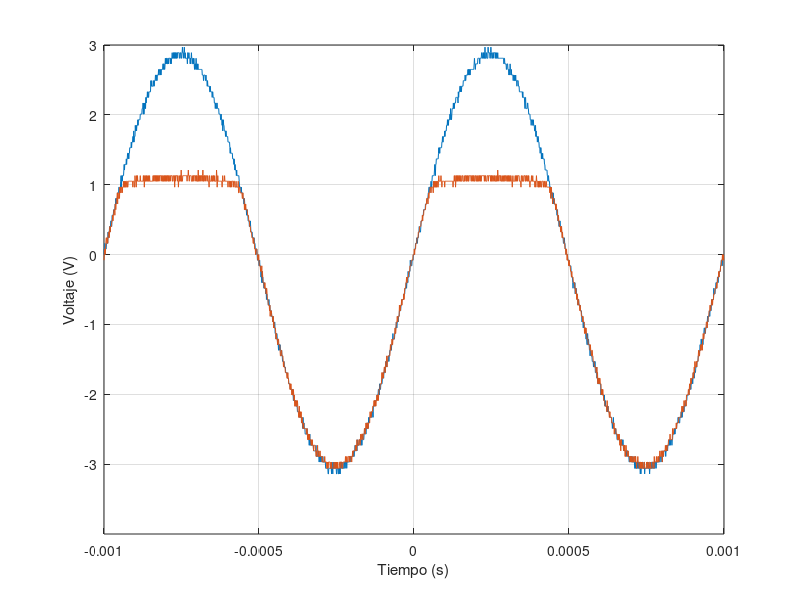

Write the MATLAB code that produced this figure.
t=[-1.00E-03
-9.99E-04
-9.98E-04
-9.97E-04
-9.96E-04
-9.95E-04
-9.94E-04
-9.93E-04
-9.92E-04
-9.91E-04
-9.90E-04
-9.89E-04
-9.88E-04
-9.87E-04
-9.86E-04
-9.85E-04
-9.84E-04
-9.83E-04
-9.82E-04
-9.81E-04
-9.80E-04
-9.79E-04
-9.78E-04
-9.77E-04
-9.76E-04
-9.75E-04
-9.74E-04
-9.73E-04
-9.72E-04
-9.71E-04
-9.70E-04
-9.69E-04
-9.68E-04
-9.67E-04
-9.66E-04
-9.65E-04
-9.64E-04
-9.63E-04
-9.62E-04
-9.61E-04
-9.60E-04
-9.59E-04
-9.58E-04
-9.57E-04
-9.56E-04
-9.55E-04
-9.54E-04
-9.53E-04
-9.52E-04
-9.51E-04
-9.50E-04
-9.49E-04
-9.48E-04
-9.47E-04
-9.46E-04
-9.45E-04
-9.44E-04
-9.43E-04
-9.42E-04
-9.41E-04
-9.40E-04
-9.39E-04
-9.38E-04
-9.37E-04
-9.36E-04
-9.35E-04
-9.34E-04
-9.33E-04
-9.32E-04
-9.31E-04
-9.30E-04
-9.29E-04
-9.28E-04
-9.27E-04
-9.26E-04
-9.25E-04
-9.24E-04
-9.23E-04
-9.22E-04
-9.21E-04
-9.20E-04
-9.19E-04
-9.18E-04
-9.17E-04
-9.16E-04
-9.15E-04
-9.14E-04
-9.13E-04
-9.12E-04
-9.11E-04
-9.10E-04
-9.09E-04
-9.08E-04
-9.07E-04
-9.06E-04
-9.05E-04
-9.04E-04
-9.03E-04
-9.02E-04
-9.01E-04
-9.00E-04
-8.99E-04
-8.98E-04
-8.97E-04
-8.96E-04
-8.95E-04
-8.94E-04
-8.93E-04
-8.92E-04
-8.91E-04
-8.90E-04
-8.89E-04
-8.88E-04
-8.87E-04
-8.86E-04
-8.85E-04
-8.84E-04
-8.83E-04
-8.82E-04
-8.81E-04
-8.80E-04
-8.79E-04
-8.78E-04
-8.77E-04
-8.76E-04
-8.75E-04
-8.74E-04
-8.73E-04
-8.72E-04
-8.71E-04
-8.70E-04
-8.69E-04
-8.68E-04
-8.67E-04
-8.66E-04
-8.65E-04
-8.64E-04
-8.63E-04
-8.62E-04
-8.61E-04
-8.60E-04
-8.59E-04
-8.58E-04
-8.57E-04
-8.56E-04
-8.55E-04
-8.54E-04
-8.53E-04
-8.52E-04
-8.51E-04
-8.50E-04
-8.49E-04
-8.48E-04
-8.47E-04
-8.46E-04
-8.45E-04
-8.44E-04
-8.43E-04
-8.42E-04
-8.41E-04
-8.40E-04
-8.39E-04
-8.38E-04
-8.37E-04
-8.36E-04
-8.35E-04
-8.34E-04
-8.33E-04
-8.32E-04
-8.31E-04
-8.30E-04
-8.29E-04
-8.28E-04
-8.27E-04
-8.26E-04
-8.25E-04
-8.24E-04
-8.23E-04
-8.22E-04
-8.21E-04
-8.20E-04
-8.19E-04
-8.18E-04
-8.17E-04
-8.16E-04
-8.15E-04
-8.14E-04
-8.13E-04
-8.12E-04
-8.11E-04
-8.10E-04
-8.09E-04
-8.08E-04
-8.07E-04
-8.06E-04
-8.05E-04
-8.04E-04
-8.03E-04
-8.02E-04
-8.01E-04
-8.00E-04
-7.99E-04
-7.98E-04
-7.97E-04
-7.96E-04
-7.95E-04
-7.94E-04
-7.93E-04
-7.92E-04
-7.91E-04
-7.90E-04
-7.89E-04
-7.88E-04
-7.87E-04
-7.86E-04
-7.85E-04
-7.84E-04
-7.83E-04
-7.82E-04
-7.81E-04
-7.80E-04
-7.79E-04
-7.78E-04
-7.77E-04
-7.76E-04
-7.75E-04
-7.74E-04
-7.73E-04
-7.72E-04
-7.71E-04
-7.70E-04
-7.69E-04
-7.68E-04
-7.67E-04
-7.66E-04
-7.65E-04
-7.64E-04
-7.63E-04
-7.62E-04
-7.61E-04
-7.60E-04
-7.59E-04
-7.58E-04
-7.57E-04
-7.56E-04
-7.55E-04
-7.54E-04
-7.53E-04
-7.52E-04
-7.51E-04
-7.50E-04
-7.49E-04
-7.48E-04
-7.47E-04
-7.46E-04
-7.45E-04
-7.44E-04
-7.43E-04
-7.42E-04
-7.41E-04
-7.40E-04
-7.39E-04
-7.38E-04
-7.37E-04
-7.36E-04
-7.35E-04
-7.34E-04
-7.33E-04
-7.32E-04
-7.31E-04
-7.30E-04
-7.29E-04
-7.28E-04
-7.27E-04
-7.26E-04
-7.25E-04
-7.24E-04
-7.23E-04
-7.22E-04
-7.21E-04
-7.20E-04
-7.19E-04
-7.18E-04
-7.17E-04
-7.16E-04
-7.15E-04
-7.14E-04
-7.13E-04
-7.12E-04
-7.11E-04
-7.10E-04
-7.09E-04
-7.08E-04
-7.07E-04
-7.06E-04
-7.05E-04
-7.04E-04
-7.03E-04
-7.02E-04
-7.01E-04
-7.00E-04
-6.99E-04
-6.98E-04
-6.97E-04
-6.96E-04
-6.95E-04
-6.94E-04
-6.93E-04
-6.92E-04
-6.91E-04
-6.90E-04
-6.89E-04
-6.88E-04
-6.87E-04
-6.86E-04
-6.85E-04
-6.84E-04
-6.83E-04
-6.82E-04
-6.81E-04
-6.80E-04
-6.79E-04
-6.78E-04
-6.77E-04
-6.76E-04
-6.75E-04
-6.74E-04
-6.73E-04
-6.72E-04
-6.71E-04
-6.70E-04
-6.69E-04
-6.68E-04
-6.67E-04
-6.66E-04
-6.65E-04
-6.64E-04
-6.63E-04
-6.62E-04
-6.61E-04
-6.60E-04
-6.59E-04
-6.58E-04
-6.57E-04
-6.56E-04
-6.55E-04
-6.54E-04
-6.53E-04
-6.52E-04
-6.51E-04
-6.50E-04
-6.49E-04
-6.48E-04
-6.47E-04
-6.46E-04
-6.45E-04
-6.44E-04
-6.43E-04
-6.42E-04
-6.41E-04
-6.40E-04
-6.39E-04
-6.38E-04
-6.37E-04
-6.36E-04
-6.35E-04
-6.34E-04
-6.33E-04
-6.32E-04
-6.31E-04
-6.30E-04
-6.29E-04
-6.28E-04
-6.27E-04
-6.26E-04
-6.25E-04
-6.24E-04
-6.23E-04
-6.22E-04
-6.21E-04
-6.20E-04
-6.19E-04
-6.18E-04
-6.17E-04
-6.16E-04
-6.15E-04
-6.14E-04
-6.13E-04
-6.12E-04
-6.11E-04
-6.10E-04
-6.09E-04
-6.08E-04
-6.07E-04
-6.06E-04
-6.05E-04
-6.04E-04
-6.03E-04
-6.02E-04
-6.01E-04
-6.00E-04
-5.99E-04
-5.98E-04
-5.97E-04
-5.96E-04
-5.95E-04
-5.94E-04
-5.93E-04
-5.92E-04
-5.91E-04
-5.90E-04
-5.89E-04
-5.88E-04
-5.87E-04
-5.86E-04
-5.85E-04
-5.84E-04
-5.83E-04
-5.82E-04
-5.81E-04
-5.80E-04
-5.79E-04
-5.78E-04
-5.77E-04
-5.76E-04
-5.75E-04
-5.74E-04
-5.73E-04
-5.72E-04
-5.71E-04
-5.70E-04
-5.69E-04
-5.68E-04
-5.67E-04
-5.66E-04
-5.65E-04
-5.64E-04
-5.63E-04
-5.62E-04
-5.61E-04
-5.60E-04
-5.59E-04
-5.58E-04
-5.57E-04
-5.56E-04
-5.55E-04
-5.54E-04
-5.53E-04
-5.52E-04
-5.51E-04
-5.50E-04
-5.49E-04
-5.48E-04
-5.47E-04
-5.46E-04
-5.45E-04
-5.44E-04
-5.43E-04
-5.42E-04
-5.41E-04
-5.40E-04
-5.39E-04
-5.38E-04
-5.37E-04
-5.36E-04
-5.35E-04
-5.34E-04
-5.33E-04
-5.32E-04
-5.31E-04
-5.30E-04
-5.29E-04
-5.28E-04
-5.27E-04
-5.26E-04
-5.25E-04
-5.24E-04
-5.23E-04
-5.22E-04
-5.21E-04
-5.20E-04
-5.19E-04
-5.18E-04
-5.17E-04
-5.16E-04
-5.15E-04
-5.14E-04
-5.13E-04
-5.12E-04
-5.11E-04
-5.10E-04
-5.09E-04
-5.08E-04
-5.07E-04
-5.06E-04
-5.05E-04
-5.04E-04
-5.03E-04
-5.02E-04
-5.01E-04
-5.00E-04
-4.99E-04
-4.98E-04
-4.97E-04
-4.96E-04
-4.95E-04
-4.94E-04
-4.93E-04
-4.92E-04
-4.91E-04
-4.90E-04
-4.89E-04
-4.88E-04
-4.87E-04
-4.86E-04
-4.85E-04
-4.84E-04
-4.83E-04
-4.82E-04
-4.81E-04
-4.80E-04
-4.79E-04
-4.78E-04
-4.77E-04
-4.76E-04
-4.75E-04
-4.74E-04
-4.73E-04
-4.72E-04
-4.71E-04
-4.70E-04
-4.69E-04
-4.68E-04
-4.67E-04
-4.66E-04
-4.65E-04
-4.64E-04
-4.63E-04
-4.62E-04
-4.61E-04
-4.60E-04
-4.59E-04
-4.58E-04
-4.57E-04
-4.56E-04
-4.55E-04
-4.54E-04
-4.53E-04
-4.52E-04
-4.51E-04
-4.50E-04
-4.49E-04
-4.48E-04
-4.47E-04
-4.46E-04
-4.45E-04
-4.44E-04
-4.43E-04
-4.42E-04
-4.41E-04
-4.40E-04
-4.39E-04
-4.38E-04
-4.37E-04
-4.36E-04
-4.35E-04
-4.34E-04
-4.33E-04
-4.32E-04
-4.31E-04
-4.30E-04
-4.29E-04
-4.28E-04
-4.27E-04
-4.26E-04
-4.25E-04
-4.24E-04
-4.23E-04
-4.22E-04
-4.21E-04
-4.20E-04
-4.19E-04
-4.18E-04
-4.17E-04
-4.16E-04
-4.15E-04
-4.14E-04
-4.13E-04
-4.12E-04
-4.11E-04
-4.10E-04
-4.09E-04
-4.08E-04
-4.07E-04
-4.06E-04
-4.05E-04
-4.04E-04
-4.03E-04
-4.02E-04
-4.01E-04
-4.00E-04
-3.99E-04
-3.98E-04
-3.97E-04
-3.96E-04
-3.95E-04
-3.94E-04
-3.93E-04
-3.92E-04
-3.91E-04
-3.90E-04
-3.89E-04
-3.88E-04
-3.87E-04
-3.86E-04
-3.85E-04
-3.84E-04
-3.83E-04
-3.82E-04
-3.81E-04
-3.80E-04
-3.79E-04
-3.78E-04
-3.77E-04
-3.76E-04
-3.75E-04
-3.74E-04
-3.73E-04
-3.72E-04
-3.71E-04
-3.70E-04
-3.69E-04
-3.68E-04
-3.67E-04
-3.66E-04
-3.65E-04
-3.64E-04
-3.63E-04
-3.62E-04
-3.61E-04
-3.60E-04
-3.59E-04
-3.58E-04
-3.57E-04
-3.56E-04
-3.55E-04
-3.54E-04
-3.53E-04
-3.52E-04
-3.51E-04
-3.50E-04
-3.49E-04
-3.48E-04
-3.47E-04
-3.46E-04
-3.45E-04
-3.44E-04
-3.43E-04
-3.42E-04
-3.41E-04
-3.40E-04
-3.39E-04
-3.38E-04
-3.37E-04
-3.36E-04
-3.35E-04
-3.34E-04
-3.33E-04
-3.32E-04
-3.31E-04
-3.30E-04
-3.29E-04
-3.28E-04
-3.27E-04
-3.26E-04
-3.25E-04
-3.24E-04
-3.23E-04
-3.22E-04
-3.21E-04
-3.20E-04
-3.19E-04
-3.18E-04
-3.17E-04
-3.16E-04
-3.15E-04
-3.14E-04
-3.13E-04
-3.12E-04
-3.11E-04
-3.10E-04
-3.09E-04
-3.08E-04
-3.07E-04
-3.06E-04
-3.05E-04
-3.04E-04
-3.03E-04
-3.02E-04
-3.01E-04
-3.00E-04
-2.99E-04
-2.98E-04
-2.97E-04
-2.96E-04
-2.95E-04
-2.94E-04
-2.93E-04
-2.92E-04
-2.91E-04
-2.90E-04
-2.89E-04
-2.88E-04
-2.87E-04
-2.86E-04
-2.85E-04
-2.84E-04
-2.83E-04
-2.82E-04
-2.81E-04
-2.80E-04
-2.79E-04
-2.78E-04
-2.77E-04
-2.76E-04
-2.75E-04
-2.74E-04
-2.73E-04
-2.72E-04
-2.71E-04
-2.70E-04
-2.69E-04
-2.68E-04
-2.67E-04
-2.66E-04
-2.65E-04
-2.64E-04
-2.63E-04
-2.62E-04
-2.61E-04
-2.60E-04
-2.59E-04
-2.58E-04
-2.57E-04
-2.56E-04
-2.55E-04
-2.54E-04
-2.53E-04
-2.52E-04
-2.51E-04
-2.50E-04
-2.49E-04
-2.48E-04
-2.47E-04
-2.46E-04
-2.45E-04
-2.44E-04
-2.43E-04
-2.42E-04
-2.41E-04
-2.40E-04
-2.39E-04
-2.38E-04
-2.37E-04
-2.36E-04
-2.35E-04
-2.34E-04
-2.33E-04
-2.32E-04
-2.31E-04
-2.30E-04
-2.29E-04
-2.28E-04
-2.27E-04
-2.26E-04
-2.25E-04
-2.24E-04
-2.23E-04
-2.22E-04
-2.21E-04
-2.20E-04
-2.19E-04
-2.18E-04
-2.17E-04
-2.16E-04
-2.15E-04
-2.14E-04
-2.13E-04
-2.12E-04
-2.11E-04
-2.10E-04
-2.09E-04
-2.08E-04
-2.07E-04
-2.06E-04
-2.05E-04
-2.04E-04
-2.03E-04
-2.02E-04
-2.01E-04
-2.00E-04
-1.99E-04
-1.98E-04
-1.97E-04
-1.96E-04
-1.95E-04
-1.94E-04
-1.93E-04
-1.92E-04
-1.91E-04
-1.90E-04
-1.89E-04
-1.88E-04
-1.87E-04
-1.86E-04
-1.85E-04
-1.84E-04
-1.83E-04
-1.82E-04
-1.81E-04
-1.80E-04
-1.79E-04
-1.78E-04
-1.77E-04
-1.76E-04
-1.75E-04
-1.74E-04
-1.73E-04
-1.72E-04
-1.71E-04
-1.70E-04
-1.69E-04
-1.68E-04
-1.67E-04
-1.66E-04
-1.65E-04
-1.64E-04
-1.63E-04
-1.62E-04
-1.61E-04
-1.60E-04
-1.59E-04
-1.58E-04
-1.57E-04
-1.56E-04
-1.55E-04
-1.54E-04
-1.53E-04
-1.52E-04
-1.51E-04
-1.50E-04
-1.49E-04
-1.48E-04
-1.47E-04
-1.46E-04
-1.45E-04
-1.44E-04
-1.43E-04
-1.42E-04
-1.41E-04
-1.40E-04
-1.39E-04
-1.38E-04
-1.37E-04
-1.36E-04
-1.35E-04
-1.34E-04
-1.33E-04
-1.32E-04
-1.31E-04
-1.30E-04
-1.29E-04
-1.28E-04
-1.27E-04
-1.26E-04
-1.25E-04
-1.24E-04
-1.23E-04
-1.22E-04
-1.21E-04
-1.20E-04
-1.19E-04
-1.18E-04
-1.17E-04
-1.16E-04
-1.15E-04
-1.14E-04
-1.13E-04
-1.12E-04
-1.11E-04
-1.10E-04
-1.09E-04
-1.08E-04
-1.07E-04
-1.06E-04
-1.05E-04
-1.04E-04
-1.03E-04
-1.02E-04
-1.01E-04
-1.00E-04
-9.90E-05
-9.80E-05
-9.70E-05
-9.60E-05
-9.50E-05
-9.40E-05
-9.30E-05
-9.20E-05
-9.10E-05
-9.00E-05
-8.90E-05
-8.80E-05
-8.70E-05
-8.60E-05
-8.50E-05
-8.40E-05
-8.30E-05
-8.20E-05
-8.10E-05
-8.00E-05
-7.90E-05
-7.80E-05
-7.70E-05
-7.60E-05
-7.50E-05
-7.40E-05
-7.30E-05
-7.20E-05
-7.10E-05
-7.00E-05
-6.90E-05
-6.80E-05
-6.70E-05
-6.60E-05
-6.50E-05
-6.40E-05
-6.30E-05
-6.20E-05
-6.10E-05
-6.00E-05
-5.90E-05
-5.80E-05
-5.70E-05
-5.60E-05
-5.50E-05
-5.40E-05
-5.30E-05
-5.20E-05
-5.10E-05
-5.00E-05
-4.90E-05
-4.80E-05
-4.70E-05
-4.60E-05
-4.50E-05
-4.40E-05
-4.30E-05
-4.20E-05
-4.10E-05
-4.00E-05
-3.90E-05
-3.80E-05
-3.70E-05
-3.60E-05
-3.50E-05
-3.40E-05
-3.30E-05
-3.20E-05
-3.10E-05
-3.00E-05
-2.90E-05
-2.80E-05
-2.70E-05
-2.60E-05
-2.50E-05
-2.40E-05
-2.30E-05
-2.20E-05
-2.10E-05
-2.00E-05
-1.90E-05
-1.80E-05
-1.70E-05
-1.60E-05
-1.50E-05
-1.40E-05
-1.30E-05
-1.20E-05
-1.10E-05
-1.00E-05
-9.00E-06
-8.00E-06
-7.00E-06
-6.00E-06
-5.00E-06
-4.00E-06
-3.00E-06
-2.00E-06
-1.00E-06
0.00E+00
1.00E-06
2.00E-06
3.00E-06
4.00E-06
5.00E-06
6.00E-06
7.00E-06
8.00E-06
9.00E-06
1.00E-05
1.10E-05
1.20E-05
1.30E-05
1.40E-05
1.50E-05
1.60E-05
1.70E-05
1.80E-05
1.90E-05
2.00E-05
2.10E-05
2.20E-05
2.30E-05
2.40E-05
2.50E-05
2.60E-05
2.70E-05
2.80E-05
2.90E-05
3.00E-05
3.10E-05
3.20E-05
3.30E-05
3.40E-05
3.50E-05
3.60E-05
3.70E-05
3.80E-05
3.90E-05
4.00E-05
4.10E-05
4.20E-05
4.30E-05
4.40E-05
4.50E-05
4.60E-05
4.70E-05
4.80E-05
4.90E-05
5.00E-05
5.10E-05
5.20E-05
5.30E-05
5.40E-05
5.50E-05
5.60E-05
5.70E-05
5.80E-05
5.90E-05
6.00E-05
6.10E-05
6.20E-05
6.30E-05
6.40E-05
6.50E-05
6.60E-05
6.70E-05
6.80E-05
6.90E-05
7.00E-05
7.10E-05
7.20E-05
7.30E-05
7.40E-05
7.50E-05
7.60E-05
7.70E-05
7.80E-05
7.90E-05
8.00E-05
8.10E-05
8.20E-05
8.30E-05
8.40E-05
8.50E-05
8.60E-05
8.70E-05
8.80E-05
8.90E-05
9.00E-05
9.10E-05
9.20E-05
9.30E-05
9.40E-05
9.50E-05
9.60E-05
9.70E-05
9.80E-05
9.90E-05
1.00E-04
1.01E-04
1.02E-04
1.03E-04
1.04E-04
1.05E-04
1.06E-04
1.07E-04
1.08E-04
1.09E-04
1.10E-04
1.11E-04
1.12E-04
1.13E-04
1.14E-04
1.15E-04
1.16E-04
1.17E-04
1.18E-04
1.19E-04
1.20E-04
1.21E-04
1.22E-04
1.23E-04
1.24E-04
1.25E-04
1.26E-04
1.27E-04
1.28E-04
1.29E-04
1.30E-04
1.31E-04
1.32E-04
1.33E-04
1.34E-04
1.35E-04
1.36E-04
1.37E-04
1.38E-04
1.39E-04
1.40E-04
1.41E-04
1.42E-04
1.43E-04
1.44E-04
1.45E-04
1.46E-04
1.47E-04
1.48E-04
1.49E-04
1.50E-04
1.51E-04
1.52E-04
1.53E-04
1.54E-04
1.55E-04
1.56E-04
1.57E-04
1.58E-04
1.59E-04
1.60E-04
1.61E-04
1.62E-04
1.63E-04
1.64E-04
1.65E-04
1.66E-04
1.67E-04
1.68E-04
1.69E-04
1.70E-04
1.71E-04
1.72E-04
1.73E-04
1.74E-04
1.75E-04
1.76E-04
1.77E-04
1.78E-04
1.79E-04
1.80E-04
1.81E-04
1.82E-04
1.83E-04
1.84E-04
1.85E-04
1.86E-04
1.87E-04
1.88E-04
1.89E-04
1.90E-04
1.91E-04
1.92E-04
1.93E-04
1.94E-04
1.95E-04
1.96E-04
1.97E-04
1.98E-04
1.99E-04
2.00E-04
2.01E-04
2.02E-04
2.03E-04
2.04E-04
2.05E-04
2.06E-04
2.07E-04
2.08E-04
2.09E-04
2.10E-04
2.11E-04
2.12E-04
2.13E-04
2.14E-04
2.15E-04
2.16E-04
2.17E-04
2.18E-04
2.19E-04
2.20E-04
2.21E-04
2.22E-04
2.23E-04
2.24E-04
2.25E-04
2.26E-04
2.27E-04
2.28E-04
2.29E-04
2.30E-04
2.31E-04
2.32E-04
2.33E-04
2.34E-04
2.35E-04
2.36E-04
2.37E-04
2.38E-04
2.39E-04
2.40E-04
2.41E-04
2.42E-04
2.43E-04
2.44E-04
2.45E-04
2.46E-04
2.47E-04
2.48E-04
2.49E-04
2.50E-04
2.51E-04
2.52E-04
2.53E-04
2.54E-04
2.55E-04
2.56E-04
2.57E-04
2.58E-04
2.59E-04
2.60E-04
2.61E-04
2.62E-04
2.63E-04
2.64E-04
2.65E-04
2.66E-04
2.67E-04
2.68E-04
2.69E-04
2.70E-04
2.71E-04
2.72E-04
2.73E-04
2.74E-04
2.75E-04
2.76E-04
2.77E-04
2.78E-04
2.79E-04
2.80E-04
2.81E-04
2.82E-04
2.83E-04
2.84E-04
2.85E-04
2.86E-04
2.87E-04
2.88E-04
2.89E-04
2.90E-04
2.91E-04
2.92E-04
2.93E-04
2.94E-04
2.95E-04
2.96E-04
2.97E-04
2.98E-04
2.99E-04
3.00E-04
3.01E-04
3.02E-04
3.03E-04
3.04E-04
3.05E-04
3.06E-04
3.07E-04
3.08E-04
3.09E-04
3.10E-04
3.11E-04
3.12E-04
3.13E-04
3.14E-04
3.15E-04
3.16E-04
3.17E-04
3.18E-04
3.19E-04
3.20E-04
3.21E-04
3.22E-04
3.23E-04
3.24E-04
3.25E-04
3.26E-04
3.27E-04
3.28E-04
3.29E-04
3.30E-04
3.31E-04
3.32E-04
3.33E-04
3.34E-04
3.35E-04
3.36E-04
3.37E-04
3.38E-04
3.39E-04
3.40E-04
3.41E-04
3.42E-04
3.43E-04
3.44E-04
3.45E-04
3.46E-04
3.47E-04
3.48E-04
3.49E-04
3.50E-04
3.51E-04
3.52E-04
3.53E-04
3.54E-04
3.55E-04
3.56E-04
3.57E-04
3.58E-04
3.59E-04
3.60E-04
3.61E-04
3.62E-04
3.63E-04
3.64E-04
3.65E-04
3.66E-04
3.67E-04
3.68E-04
3.69E-04
3.70E-04
3.71E-04
3.72E-04
3.73E-04
3.74E-04
3.75E-04
3.76E-04
3.77E-04
3.78E-04
3.79E-04
3.80E-04
3.81E-04
3.82E-04
3.83E-04
3.84E-04
3.85E-04
3.86E-04
3.87E-04
3.88E-04
3.89E-04
3.90E-04
3.91E-04
3.92E-04
3.93E-04
3.94E-04
3.95E-04
3.96E-04
3.97E-04
3.98E-04
3.99E-04
4.00E-04
4.01E-04
4.02E-04
4.03E-04
4.04E-04
4.05E-04
4.06E-04
4.07E-04
4.08E-04
4.09E-04
4.10E-04
4.11E-04
4.12E-04
4.13E-04
4.14E-04
4.15E-04
4.16E-04
4.17E-04
4.18E-04
4.19E-04
4.20E-04
4.21E-04
4.22E-04
4.23E-04
4.24E-04
4.25E-04
4.26E-04
4.27E-04
4.28E-04
4.29E-04
4.30E-04
4.31E-04
4.32E-04
4.33E-04
4.34E-04
4.35E-04
4.36E-04
4.37E-04
4.38E-04
4.39E-04
4.40E-04
4.41E-04
4.42E-04
4.43E-04
4.44E-04
4.45E-04
4.46E-04
4.47E-04
4.48E-04
4.49E-04
4.50E-04
4.51E-04
4.52E-04
4.53E-04
4.54E-04
4.55E-04
4.56E-04
4.57E-04
4.58E-04
4.59E-04
4.60E-04
4.61E-04
4.62E-04
4.63E-04
4.64E-04
4.65E-04
4.66E-04
4.67E-04
4.68E-04
4.69E-04
4.70E-04
4.71E-04
4.72E-04
4.73E-04
4.74E-04
4.75E-04
4.76E-04
4.77E-04
4.78E-04
4.79E-04
4.80E-04
4.81E-04
4.82E-04
4.83E-04
4.84E-04
4.85E-04
4.86E-04
4.87E-04
4.88E-04
4.89E-04
4.90E-04
4.91E-04
4.92E-04
4.93E-04
4.94E-04
4.95E-04
4.96E-04
4.97E-04
4.98E-04
4.99E-04
5.00E-04
5.01E-04
5.02E-04
5.03E-04
5.04E-04
5.05E-04
5.06E-04
5.07E-04
5.08E-04
5.09E-04
5.10E-04
5.11E-04
5.12E-04
5.13E-04
5.14E-04
5.15E-04
5.16E-04
5.17E-04
5.18E-04
5.19E-04
5.20E-04
5.21E-04
5.22E-04
5.23E-04
5.24E-04
5.25E-04
5.26E-04
5.27E-04
5.28E-04
5.29E-04
5.30E-04
5.31E-04
5.32E-04
5.33E-04
5.34E-04
5.35E-04
5.36E-04
5.37E-04
5.38E-04
5.39E-04
5.40E-04
5.41E-04
5.42E-04
5.43E-04
5.44E-04
5.45E-04
5.46E-04
5.47E-04
5.48E-04
5.49E-04
5.50E-04
5.51E-04
5.52E-04
5.53E-04
5.54E-04
5.55E-04
5.56E-04
5.57E-04
5.58E-04
5.59E-04
5.60E-04
5.61E-04
5.62E-04
5.63E-04
5.64E-04
5.65E-04
5.66E-04
5.67E-04
5.68E-04
5.69E-04
5.70E-04
5.71E-04
5.72E-04
5.73E-04
5.74E-04
5.75E-04
5.76E-04
5.77E-04
5.78E-04
5.79E-04
5.80E-04
5.81E-04
5.82E-04
5.83E-04
5.84E-04
5.85E-04
5.86E-04
5.87E-04
5.88E-04
5.89E-04
5.90E-04
5.91E-04
5.92E-04
5.93E-04
5.94E-04
5.95E-04
5.96E-04
5.97E-04
5.98E-04
5.99E-04
6.00E-04
6.01E-04
6.02E-04
6.03E-04
6.04E-04
6.05E-04
6.06E-04
6.07E-04
6.08E-04
6.09E-04
6.10E-04
6.11E-04
6.12E-04
6.13E-04
6.14E-04
6.15E-04
6.16E-04
6.17E-04
6.18E-04
6.19E-04
6.20E-04
6.21E-04
6.22E-04
6.23E-04
6.24E-04
6.25E-04
6.26E-04
6.27E-04
6.28E-04
6.29E-04
6.30E-04
6.31E-04
6.32E-04
6.33E-04
6.34E-04
6.35E-04
6.36E-04
6.37E-04
6.38E-04
6.39E-04
6.40E-04
6.41E-04
6.42E-04
6.43E-04
6.44E-04
6.45E-04
6.46E-04
6.47E-04
6.48E-04
6.49E-04
6.50E-04
6.51E-04
6.52E-04
6.53E-04
6.54E-04
6.55E-04
6.56E-04
6.57E-04
6.58E-04
6.59E-04
6.60E-04
6.61E-04
6.62E-04
6.63E-04
6.64E-04
6.65E-04
6.66E-04
6.67E-04
6.68E-04
6.69E-04
6.70E-04
6.71E-04
6.72E-04
6.73E-04
6.74E-04
6.75E-04
6.76E-04
6.77E-04
6.78E-04
6.79E-04
6.80E-04
6.81E-04
6.82E-04
6.83E-04
6.84E-04
6.85E-04
6.86E-04
6.87E-04
6.88E-04
6.89E-04
6.90E-04
6.91E-04
6.92E-04
6.93E-04
6.94E-04
6.95E-04
6.96E-04
6.97E-04
6.98E-04
6.99E-04
7.00E-04
7.01E-04
7.02E-04
7.03E-04
7.04E-04
7.05E-04
7.06E-04
7.07E-04
7.08E-04
7.09E-04
7.10E-04
7.11E-04
7.12E-04
7.13E-04
7.14E-04
7.15E-04
7.16E-04
7.17E-04
7.18E-04
7.19E-04
7.20E-04
7.21E-04
7.22E-04
7.23E-04
7.24E-04
7.25E-04
7.26E-04
7.27E-04
7.28E-04
7.29E-04
7.30E-04
7.31E-04
7.32E-04
7.33E-04
7.34E-04
7.35E-04
7.36E-04
7.37E-04
7.38E-04
7.39E-04
7.40E-04
7.41E-04
7.42E-04
7.43E-04
7.44E-04
7.45E-04
7.46E-04
7.47E-04
7.48E-04
7.49E-04
7.50E-04
7.51E-04
7.52E-04
7.53E-04
7.54E-04
7.55E-04
7.56E-04
7.57E-04
7.58E-04
7.59E-04
7.60E-04
7.61E-04
7.62E-04
7.63E-04
7.64E-04
7.65E-04
7.66E-04
7.67E-04
7.68E-04
7.69E-04
7.70E-04
7.71E-04
7.72E-04
7.73E-04
7.74E-04
7.75E-04
7.76E-04
7.77E-04
7.78E-04
7.79E-04
7.80E-04
7.81E-04
7.82E-04
7.83E-04
7.84E-04
7.85E-04
7.86E-04
7.87E-04
7.88E-04
7.89E-04
7.90E-04
7.91E-04
7.92E-04
7.93E-04
7.94E-04
7.95E-04
7.96E-04
7.97E-04
7.98E-04
7.99E-04
8.00E-04
8.01E-04
8.02E-04
8.03E-04
8.04E-04
8.05E-04
8.06E-04
8.07E-04
8.08E-04
8.09E-04
8.10E-04
8.11E-04
8.12E-04
8.13E-04
8.14E-04
8.15E-04
8.16E-04
8.17E-04
8.18E-04
8.19E-04
8.20E-04
8.21E-04
8.22E-04
8.23E-04
8.24E-04
8.25E-04
8.26E-04
8.27E-04
8.28E-04
8.29E-04
8.30E-04
8.31E-04
8.32E-04
8.33E-04
8.34E-04
8.35E-04
8.36E-04
8.37E-04
8.38E-04
8.39E-04
8.40E-04
8.41E-04
8.42E-04
8.43E-04
8.44E-04
8.45E-04
8.46E-04
8.47E-04
8.48E-04
8.49E-04
8.50E-04
8.51E-04
8.52E-04
8.53E-04
8.54E-04
8.55E-04
8.56E-04
8.57E-04
8.58E-04
8.59E-04
8.60E-04
8.61E-04
8.62E-04
8.63E-04
8.64E-04
8.65E-04
8.66E-04
8.67E-04
8.68E-04
8.69E-04
8.70E-04
8.71E-04
8.72E-04
8.73E-04
8.74E-04
8.75E-04
8.76E-04
8.77E-04
8.78E-04
8.79E-04
8.80E-04
8.81E-04
8.82E-04
8.83E-04
8.84E-04
8.85E-04
8.86E-04
8.87E-04
8.88E-04
8.89E-04
8.90E-04
8.91E-04
8.92E-04
8.93E-04
8.94E-04
8.95E-04
8.96E-04
8.97E-04
8.98E-04
8.99E-04
9.00E-04
9.01E-04
9.02E-04
9.03E-04
9.04E-04
9.05E-04
9.06E-04
9.07E-04
9.08E-04
9.09E-04
9.10E-04
9.11E-04
9.12E-04
9.13E-04
9.14E-04
9.15E-04
9.16E-04
9.17E-04
9.18E-04
9.19E-04
9.20E-04
9.21E-04
9.22E-04
9.23E-04
9.24E-04
9.25E-04
9.26E-04
9.27E-04
9.28E-04
9.29E-04
9.30E-04
9.31E-04
9.32E-04
9.33E-04
9.34E-04
9.35E-04
9.36E-04
9.37E-04
9.38E-04
9.39E-04
9.40E-04
9.41E-04
9.42E-04
9.43E-04
9.44E-04
9.45E-04
9.46E-04
9.47E-04
9.48E-04
9.49E-04
9.50E-04
9.51E-04
9.52E-04
9.53E-04
9.54E-04
9.55E-04
9.56E-04
9.57E-04
9.58E-04
9.59E-04
9.60E-04
9.61E-04
9.62E-04
9.63E-04
9.64E-04
9.65E-04
9.66E-04
9.67E-04
9.68E-04
9.69E-04
9.70E-04
9.71E-04
9.72E-04
9.73E-04
9.74E-04
9.75E-04
9.76E-04
9.77E-04
9.78E-04
9.79E-04
9.80E-04
9.81E-04
9.82E-04
9.83E-04
9.84E-04
9.85E-04
9.86E-04
9.87E-04
9.88E-04
9.89E-04
9.90E-04
9.91E-04
9.92E-04
9.93E-04
9.94E-04
9.95E-04
9.96E-04
9.97E-04
9.98E-04
9.99E-04];
x=[0.00E+00
8.04E-02
0.00E+00
1.61E-01
8.04E-02
8.04E-02
8.04E-02
8.04E-02
1.61E-01
1.61E-01
1.61E-01
1.61E-01
1.61E-01
3.22E-01
2.41E-01
3.22E-01
3.22E-01
3.22E-01
4.02E-01
4.02E-01
3.22E-01
4.02E-01
4.82E-01
4.82E-01
4.02E-01
4.02E-01
5.63E-01
5.63E-01
5.63E-01
5.63E-01
5.63E-01
6.43E-01
6.43E-01
6.43E-01
6.43E-01
6.43E-01
7.24E-01
7.24E-01
8.04E-01
7.24E-01
8.04E-01
7.24E-01
8.04E-01
8.04E-01
8.84E-01
8.84E-01
8.84E-01
8.84E-01
9.65E-01
9.65E-01
8.84E-01
8.84E-01
9.65E-01
9.65E-01
1.05E+00
1.13E+00
9.65E-01
1.05E+00
1.13E+00
1.05E+00
1.13E+00
1.13E+00
1.13E+00
1.13E+00
1.21E+00
1.29E+00
1.21E+00
1.29E+00
1.29E+00
1.29E+00
1.29E+00
1.29E+00
1.37E+00
1.29E+00
1.37E+00
1.37E+00
1.45E+00
1.45E+00
1.37E+00
1.45E+00
1.37E+00
1.45E+00
1.45E+00
1.53E+00
1.53E+00
1.53E+00
1.53E+00
1.53E+00
1.61E+00
1.53E+00
1.61E+00
1.61E+00
1.61E+00
1.69E+00
1.69E+00
1.61E+00
1.77E+00
1.61E+00
1.69E+00
1.69E+00
1.69E+00
1.85E+00
1.77E+00
1.77E+00
1.85E+00
1.77E+00
1.85E+00
1.85E+00
1.85E+00
1.93E+00
1.85E+00
1.93E+00
1.93E+00
1.93E+00
1.93E+00
1.93E+00
1.93E+00
2.01E+00
2.01E+00
2.01E+00
2.01E+00
2.01E+00
2.01E+00
2.09E+00
2.09E+00
2.09E+00
2.17E+00
2.01E+00
2.17E+00
2.01E+00
2.09E+00
2.17E+00
2.09E+00
2.17E+00
2.09E+00
2.25E+00
2.17E+00
2.25E+00
2.25E+00
2.25E+00
2.33E+00
2.25E+00
2.33E+00
2.25E+00
2.25E+00
2.33E+00
2.33E+00
2.33E+00
2.33E+00
2.33E+00
2.33E+00
2.49E+00
2.41E+00
2.41E+00
2.49E+00
2.41E+00
2.41E+00
2.41E+00
2.41E+00
2.41E+00
2.49E+00
2.49E+00
2.41E+00
2.49E+00
2.49E+00
2.49E+00
2.57E+00
2.57E+00
2.49E+00
2.57E+00
2.57E+00
2.49E+00
2.57E+00
2.57E+00
2.57E+00
2.57E+00
2.65E+00
2.57E+00
2.57E+00
2.65E+00
2.65E+00
2.65E+00
2.57E+00
2.65E+00
2.57E+00
2.65E+00
2.65E+00
2.65E+00
2.65E+00
2.65E+00
2.73E+00
2.73E+00
2.65E+00
2.73E+00
2.73E+00
2.65E+00
2.65E+00
2.73E+00
2.81E+00
2.73E+00
2.81E+00
2.73E+00
2.81E+00
2.81E+00
2.73E+00
2.73E+00
2.81E+00
2.81E+00
2.73E+00
2.81E+00
2.81E+00
2.81E+00
2.81E+00
2.81E+00
2.73E+00
2.81E+00
2.81E+00
2.73E+00
2.81E+00
2.81E+00
2.89E+00
2.81E+00
2.81E+00
2.81E+00
2.89E+00
2.81E+00
2.89E+00
2.81E+00
2.89E+00
2.81E+00
2.89E+00
2.81E+00
2.89E+00
2.81E+00
2.81E+00
2.89E+00
2.81E+00
2.89E+00
2.89E+00
2.89E+00
2.89E+00
2.89E+00
2.89E+00
2.81E+00
2.81E+00
2.89E+00
2.89E+00
2.89E+00
2.81E+00
2.81E+00
2.81E+00
2.89E+00
2.89E+00
2.97E+00
2.89E+00
2.89E+00
2.81E+00
2.89E+00
2.89E+00
2.97E+00
2.89E+00
2.81E+00
2.89E+00
2.81E+00
2.81E+00
2.81E+00
2.81E+00
2.81E+00
2.81E+00
2.73E+00
2.89E+00
2.89E+00
2.81E+00
2.81E+00
2.89E+00
2.81E+00
2.81E+00
2.81E+00
2.73E+00
2.81E+00
2.73E+00
2.81E+00
2.89E+00
2.81E+00
2.81E+00
2.81E+00
2.73E+00
2.73E+00
2.81E+00
2.73E+00
2.81E+00
2.73E+00
2.65E+00
2.73E+00
2.73E+00
2.73E+00
2.65E+00
2.81E+00
2.73E+00
2.65E+00
2.65E+00
2.73E+00
2.65E+00
2.73E+00
2.65E+00
2.65E+00
2.65E+00
2.65E+00
2.65E+00
2.65E+00
2.65E+00
2.65E+00
2.65E+00
2.65E+00
2.65E+00
2.65E+00
2.65E+00
2.57E+00
2.57E+00
2.57E+00
2.57E+00
2.49E+00
2.57E+00
2.57E+00
2.57E+00
2.57E+00
2.57E+00
2.49E+00
2.49E+00
2.57E+00
2.49E+00
2.49E+00
2.49E+00
2.41E+00
2.49E+00
2.41E+00
2.41E+00
2.41E+00
2.41E+00
2.41E+00
2.41E+00
2.33E+00
2.33E+00
2.41E+00
2.33E+00
2.33E+00
2.33E+00
2.33E+00
2.33E+00
2.25E+00
2.33E+00
2.33E+00
2.25E+00
2.25E+00
2.25E+00
2.25E+00
2.17E+00
2.17E+00
2.17E+00
2.09E+00
2.17E+00
2.17E+00
2.09E+00
2.09E+00
2.17E+00
2.17E+00
2.09E+00
2.09E+00
2.09E+00
2.09E+00
2.09E+00
2.01E+00
2.01E+00
2.01E+00
2.01E+00
2.01E+00
1.93E+00
1.93E+00
2.01E+00
1.93E+00
1.93E+00
1.85E+00
1.93E+00
1.77E+00
1.85E+00
1.93E+00
1.85E+00
1.85E+00
1.77E+00
1.77E+00
1.77E+00
1.77E+00
1.69E+00
1.77E+00
1.77E+00
1.69E+00
1.69E+00
1.69E+00
1.69E+00
1.69E+00
1.61E+00
1.61E+00
1.61E+00
1.61E+00
1.61E+00
1.61E+00
1.53E+00
1.45E+00
1.53E+00
1.45E+00
1.45E+00
1.45E+00
1.45E+00
1.45E+00
1.45E+00
1.37E+00
1.37E+00
1.37E+00
1.37E+00
1.29E+00
1.37E+00
1.29E+00
1.21E+00
1.29E+00
1.21E+00
1.21E+00
1.21E+00
1.13E+00
1.21E+00
1.13E+00
1.13E+00
1.13E+00
1.13E+00
1.13E+00
1.13E+00
1.13E+00
1.05E+00
9.65E-01
9.65E-01
9.65E-01
9.65E-01
9.65E-01
8.84E-01
9.65E-01
8.84E-01
8.84E-01
8.84E-01
8.84E-01
8.04E-01
8.04E-01
8.04E-01
7.24E-01
7.24E-01
8.04E-01
7.24E-01
6.43E-01
7.24E-01
6.43E-01
6.43E-01
6.43E-01
5.63E-01
6.43E-01
6.43E-01
5.63E-01
5.63E-01
4.82E-01
4.82E-01
4.82E-01
4.82E-01
4.02E-01
4.82E-01
4.02E-01
4.82E-01
4.02E-01
3.22E-01
3.22E-01
3.22E-01
3.22E-01
3.22E-01
2.41E-01
2.41E-01
2.41E-01
2.41E-01
1.61E-01
2.41E-01
1.61E-01
1.61E-01
1.61E-01
8.04E-02
8.04E-02
0.00E+00
8.04E-02
8.04E-02
8.04E-02
0.00E+00
-8.04E-02
-8.04E-02
0.00E+00
-8.04E-02
-8.04E-02
-1.61E-01
-1.61E-01
-8.04E-02
-1.61E-01
-1.61E-01
-1.61E-01
-3.22E-01
-3.22E-01
-2.41E-01
-4.02E-01
-2.41E-01
-4.02E-01
-3.22E-01
-4.02E-01
-4.02E-01
-4.02E-01
-4.82E-01
-4.02E-01
-4.82E-01
-4.82E-01
-4.82E-01
-4.82E-01
-5.63E-01
-4.82E-01
-6.43E-01
-5.63E-01
-6.43E-01
-6.43E-01
-6.43E-01
-6.43E-01
-7.24E-01
-7.24E-01
-6.43E-01
-7.24E-01
-7.24E-01
-7.24E-01
-8.04E-01
-8.04E-01
-8.04E-01
-8.84E-01
-8.04E-01
-8.84E-01
-8.84E-01
-8.84E-01
-9.65E-01
-8.84E-01
-9.65E-01
-9.65E-01
-9.65E-01
-1.05E+00
-9.65E-01
-9.65E-01
-1.13E+00
-1.13E+00
-1.13E+00
-1.21E+00
-1.13E+00
-1.13E+00
-1.13E+00
-1.21E+00
-1.29E+00
-1.21E+00
-1.29E+00
-1.37E+00
-1.29E+00
-1.29E+00
-1.29E+00
-1.37E+00
-1.29E+00
-1.37E+00
-1.37E+00
-1.45E+00
-1.45E+00
-1.37E+00
-1.45E+00
-1.45E+00
-1.53E+00
-1.53E+00
-1.53E+00
-1.53E+00
-1.53E+00
-1.53E+00
-1.61E+00
-1.61E+00
-1.61E+00
-1.61E+00
-1.69E+00
-1.69E+00
-1.69E+00
-1.69E+00
-1.69E+00
-1.69E+00
-1.77E+00
-1.77E+00
-1.77E+00
-1.77E+00
-1.85E+00
-1.85E+00
-1.85E+00
-1.85E+00
-1.85E+00
-1.93E+00
-1.93E+00
-1.93E+00
-1.93E+00
-1.93E+00
-1.93E+00
-1.93E+00
-2.01E+00
-1.93E+00
-2.01E+00
-2.09E+00
-2.01E+00
-2.09E+00
-2.09E+00
-2.09E+00
-2.09E+00
-2.09E+00
-2.09E+00
-2.09E+00
-2.17E+00
-2.17E+00
-2.17E+00
-2.17E+00
-2.25E+00
-2.25E+00
-2.25E+00
-2.25E+00
-2.25E+00
-2.25E+00
-2.33E+00
-2.25E+00
-2.33E+00
-2.33E+00
-2.33E+00
-2.33E+00
-2.33E+00
-2.33E+00
-2.33E+00
-2.41E+00
-2.41E+00
-2.49E+00
-2.33E+00
-2.41E+00
-2.49E+00
-2.41E+00
-2.49E+00
-2.49E+00
-2.49E+00
-2.57E+00
-2.57E+00
-2.57E+00
-2.57E+00
-2.57E+00
-2.57E+00
-2.49E+00
-2.57E+00
-2.57E+00
-2.57E+00
-2.65E+00
-2.65E+00
-2.65E+00
-2.73E+00
-2.65E+00
-2.57E+00
-2.73E+00
-2.65E+00
-2.73E+00
-2.73E+00
-2.73E+00
-2.73E+00
-2.73E+00
-2.73E+00
-2.73E+00
-2.73E+00
-2.73E+00
-2.81E+00
-2.81E+00
-2.81E+00
-2.81E+00
-2.81E+00
-2.81E+00
-2.81E+00
-2.81E+00
-2.73E+00
-2.89E+00
-2.89E+00
-2.81E+00
-2.89E+00
-2.89E+00
-2.89E+00
-2.89E+00
-2.81E+00
-2.89E+00
-2.97E+00
-2.89E+00
-2.89E+00
-2.97E+00
-2.89E+00
-2.89E+00
-2.97E+00
-2.89E+00
-2.89E+00
-2.97E+00
-2.97E+00
-2.97E+00
-2.89E+00
-2.97E+00
-2.97E+00
-2.97E+00
-2.97E+00
-2.97E+00
-2.97E+00
-2.97E+00
-2.97E+00
-3.06E+00
-3.06E+00
-3.06E+00
-3.06E+00
-3.06E+00
-3.06E+00
-3.06E+00
-3.06E+00
-3.14E+00
-3.14E+00
-3.06E+00
-3.06E+00
-3.06E+00
-3.06E+00
-3.06E+00
-3.06E+00
-3.06E+00
-3.06E+00
-3.06E+00
-3.14E+00
-2.97E+00
-3.06E+00
-3.06E+00
-3.14E+00
-2.97E+00
-3.06E+00
-3.06E+00
-2.97E+00
-3.06E+00
-3.06E+00
-3.06E+00
-3.06E+00
-3.06E+00
-3.06E+00
-3.06E+00
-3.14E+00
-3.14E+00
-3.06E+00
-3.06E+00
-3.06E+00
-3.06E+00
-3.14E+00
-3.14E+00
-3.06E+00
-3.14E+00
-3.06E+00
-3.06E+00
-3.14E+00
-2.97E+00
-2.97E+00
-3.06E+00
-2.97E+00
-3.06E+00
-3.06E+00
-3.06E+00
-3.06E+00
-2.97E+00
-3.06E+00
-3.06E+00
-3.06E+00
-3.06E+00
-2.97E+00
-2.97E+00
-3.06E+00
-2.97E+00
-2.97E+00
-2.97E+00
-2.97E+00
-3.06E+00
-2.97E+00
-2.97E+00
-2.97E+00
-2.97E+00
-2.97E+00
-2.97E+00
-2.97E+00
-2.97E+00
-2.89E+00
-2.89E+00
-2.97E+00
-2.89E+00
-2.89E+00
-2.89E+00
-2.89E+00
-2.89E+00
-2.89E+00
-2.89E+00
-2.89E+00
-2.89E+00
-2.89E+00
-2.81E+00
-2.89E+00
-2.89E+00
-2.81E+00
-2.81E+00
-2.73E+00
-2.81E+00
-2.81E+00
-2.81E+00
-2.81E+00
-2.73E+00
-2.81E+00
-2.65E+00
-2.73E+00
-2.73E+00
-2.73E+00
-2.73E+00
-2.73E+00
-2.73E+00
-2.65E+00
-2.65E+00
-2.65E+00
-2.65E+00
-2.65E+00
-2.73E+00
-2.65E+00
-2.65E+00
-2.73E+00
-2.65E+00
-2.57E+00
-2.57E+00
-2.65E+00
-2.65E+00
-2.65E+00
-2.57E+00
-2.57E+00
-2.49E+00
-2.49E+00
-2.57E+00
-2.49E+00
-2.57E+00
-2.49E+00
-2.49E+00
-2.41E+00
-2.41E+00
-2.49E+00
-2.41E+00
-2.49E+00
-2.41E+00
-2.33E+00
-2.41E+00
-2.33E+00
-2.33E+00
-2.33E+00
-2.33E+00
-2.33E+00
-2.33E+00
-2.33E+00
-2.25E+00
-2.33E+00
-2.25E+00
-2.25E+00
-2.25E+00
-2.33E+00
-2.17E+00
-2.17E+00
-2.17E+00
-2.17E+00
-2.09E+00
-2.09E+00
-2.17E+00
-2.09E+00
-2.09E+00
-2.09E+00
-2.09E+00
-2.09E+00
-2.01E+00
-2.01E+00
-2.01E+00
-2.01E+00
-1.93E+00
-1.93E+00
-1.93E+00
-2.01E+00
-1.85E+00
-1.93E+00
-1.93E+00
-1.93E+00
-1.85E+00
-1.85E+00
-1.85E+00
-1.85E+00
-1.85E+00
-1.77E+00
-1.77E+00
-1.69E+00
-1.69E+00
-1.77E+00
-1.69E+00
-1.69E+00
-1.61E+00
-1.69E+00
-1.69E+00
-1.61E+00
-1.53E+00
-1.61E+00
-1.53E+00
-1.61E+00
-1.53E+00
-1.53E+00
-1.53E+00
-1.53E+00
-1.45E+00
-1.45E+00
-1.53E+00
-1.45E+00
-1.45E+00
-1.37E+00
-1.37E+00
-1.37E+00
-1.29E+00
-1.37E+00
-1.37E+00
-1.29E+00
-1.29E+00
-1.29E+00
-1.21E+00
-1.13E+00
-1.21E+00
-1.21E+00
-1.21E+00
-1.21E+00
-1.21E+00
-1.13E+00
-1.13E+00
-1.05E+00
-1.05E+00
-1.05E+00
-9.65E-01
-1.05E+00
-1.05E+00
-9.65E-01
-9.65E-01
-8.84E-01
-9.65E-01
-8.84E-01
-8.84E-01
-8.84E-01
-8.04E-01
-8.04E-01
-8.04E-01
-8.04E-01
-8.04E-01
-7.24E-01
-7.24E-01
-7.24E-01
-6.43E-01
-6.43E-01
-6.43E-01
-6.43E-01
-6.43E-01
-6.43E-01
-5.63E-01
-5.63E-01
-5.63E-01
-5.63E-01
-4.82E-01
-4.82E-01
-4.82E-01
-4.82E-01
-4.02E-01
-4.82E-01
-4.02E-01
-4.02E-01
-3.22E-01
-4.02E-01
-2.41E-01
-3.22E-01
-3.22E-01
-3.22E-01
-2.41E-01
-2.41E-01
-2.41E-01
-8.04E-02
-1.61E-01
-8.04E-02
-1.61E-01
-1.61E-01
-1.61E-01
-8.04E-02
-8.04E-02
-8.04E-02
-8.04E-02
0.00E+00
0.00E+00
0.00E+00
0.00E+00
8.04E-02
8.04E-02
8.04E-02
1.61E-01
1.61E-01
1.61E-01
1.61E-01
2.41E-01
1.61E-01
1.61E-01
2.41E-01
2.41E-01
2.41E-01
3.22E-01
3.22E-01
4.02E-01
3.22E-01
3.22E-01
3.22E-01
3.22E-01
4.02E-01
4.82E-01
4.82E-01
4.82E-01
4.82E-01
4.82E-01
5.63E-01
5.63E-01
5.63E-01
6.43E-01
6.43E-01
6.43E-01
6.43E-01
6.43E-01
6.43E-01
7.24E-01
7.24E-01
7.24E-01
7.24E-01
7.24E-01
8.04E-01
8.04E-01
8.04E-01
8.04E-01
8.84E-01
8.84E-01
9.65E-01
9.65E-01
9.65E-01
8.84E-01
9.65E-01
9.65E-01
9.65E-01
1.05E+00
9.65E-01
9.65E-01
1.05E+00
1.13E+00
1.13E+00
1.13E+00
1.13E+00
1.13E+00
1.13E+00
1.13E+00
1.21E+00
1.29E+00
1.21E+00
1.13E+00
1.29E+00
1.29E+00
1.37E+00
1.37E+00
1.37E+00
1.37E+00
1.37E+00
1.37E+00
1.37E+00
1.45E+00
1.53E+00
1.45E+00
1.53E+00
1.45E+00
1.53E+00
1.53E+00
1.53E+00
1.53E+00
1.53E+00
1.53E+00
1.61E+00
1.61E+00
1.69E+00
1.61E+00
1.61E+00
1.69E+00
1.69E+00
1.69E+00
1.69E+00
1.77E+00
1.69E+00
1.77E+00
1.77E+00
1.77E+00
1.77E+00
1.85E+00
1.85E+00
1.85E+00
1.93E+00
1.85E+00
1.93E+00
1.85E+00
1.93E+00
1.93E+00
1.93E+00
1.93E+00
2.01E+00
1.93E+00
2.09E+00
2.01E+00
2.01E+00
1.93E+00
2.01E+00
2.09E+00
2.09E+00
2.09E+00
2.09E+00
2.17E+00
2.09E+00
2.17E+00
2.09E+00
2.17E+00
2.17E+00
2.17E+00
2.17E+00
2.25E+00
2.25E+00
2.25E+00
2.25E+00
2.25E+00
2.25E+00
2.25E+00
2.17E+00
2.33E+00
2.25E+00
2.33E+00
2.33E+00
2.33E+00
2.41E+00
2.41E+00
2.33E+00
2.41E+00
2.41E+00
2.33E+00
2.41E+00
2.41E+00
2.41E+00
2.41E+00
2.41E+00
2.49E+00
2.49E+00
2.49E+00
2.49E+00
2.49E+00
2.49E+00
2.57E+00
2.49E+00
2.49E+00
2.57E+00
2.57E+00
2.57E+00
2.57E+00
2.57E+00
2.57E+00
2.65E+00
2.57E+00
2.65E+00
2.57E+00
2.65E+00
2.57E+00
2.65E+00
2.57E+00
2.65E+00
2.65E+00
2.65E+00
2.65E+00
2.65E+00
2.65E+00
2.65E+00
2.65E+00
2.65E+00
2.65E+00
2.65E+00
2.65E+00
2.73E+00
2.81E+00
2.73E+00
2.73E+00
2.65E+00
2.73E+00
2.73E+00
2.73E+00
2.73E+00
2.73E+00
2.73E+00
2.73E+00
2.81E+00
2.81E+00
2.81E+00
2.81E+00
2.81E+00
2.81E+00
2.73E+00
2.81E+00
2.81E+00
2.81E+00
2.81E+00
2.81E+00
2.89E+00
2.89E+00
2.89E+00
2.81E+00
2.81E+00
2.81E+00
2.89E+00
2.81E+00
2.89E+00
2.81E+00
2.81E+00
2.97E+00
2.81E+00
2.81E+00
2.81E+00
2.89E+00
2.89E+00
2.81E+00
2.81E+00
2.81E+00
2.81E+00
2.97E+00
2.89E+00
2.89E+00
2.89E+00
2.89E+00
2.89E+00
2.81E+00
2.81E+00
2.89E+00
2.97E+00
2.89E+00
2.89E+00
2.81E+00
2.81E+00
2.81E+00
2.89E+00
2.89E+00
2.81E+00
2.89E+00
2.89E+00
2.89E+00
2.89E+00
2.89E+00
2.81E+00
2.89E+00
2.81E+00
2.81E+00
2.89E+00
2.81E+00
2.81E+00
2.81E+00
2.89E+00
2.81E+00
2.81E+00
2.81E+00
2.81E+00
2.81E+00
2.81E+00
2.81E+00
2.81E+00
2.81E+00
2.81E+00
2.81E+00
2.81E+00
2.81E+00
2.81E+00
2.81E+00
2.81E+00
2.81E+00
2.81E+00
2.81E+00
2.73E+00
2.81E+00
2.81E+00
2.73E+00
2.73E+00
2.73E+00
2.73E+00
2.73E+00
2.65E+00
2.65E+00
2.73E+00
2.73E+00
2.73E+00
2.65E+00
2.65E+00
2.65E+00
2.57E+00
2.65E+00
2.65E+00
2.57E+00
2.73E+00
2.65E+00
2.65E+00
2.57E+00
2.65E+00
2.57E+00
2.57E+00
2.57E+00
2.57E+00
2.57E+00
2.49E+00
2.57E+00
2.57E+00
2.49E+00
2.49E+00
2.57E+00
2.49E+00
2.49E+00
2.57E+00
2.49E+00
2.49E+00
2.49E+00
2.41E+00
2.49E+00
2.49E+00
2.49E+00
2.49E+00
2.41E+00
2.41E+00
2.41E+00
2.33E+00
2.33E+00
2.33E+00
2.33E+00
2.33E+00
2.33E+00
2.33E+00
2.33E+00
2.33E+00
2.33E+00
2.25E+00
2.33E+00
2.25E+00
2.25E+00
2.25E+00
2.25E+00
2.25E+00
2.17E+00
2.09E+00
2.25E+00
2.25E+00
2.09E+00
2.09E+00
2.09E+00
2.09E+00
2.09E+00
2.17E+00
2.17E+00
2.09E+00
2.09E+00
2.01E+00
2.01E+00
2.01E+00
2.01E+00
2.01E+00
1.93E+00
1.93E+00
1.93E+00
1.85E+00
1.93E+00
1.93E+00
1.93E+00
1.93E+00
1.85E+00
1.85E+00
1.93E+00
1.85E+00
1.85E+00
1.85E+00
1.77E+00
1.77E+00
1.77E+00
1.85E+00
1.69E+00
1.77E+00
1.69E+00
1.69E+00
1.69E+00
1.61E+00
1.69E+00
1.69E+00
1.69E+00
1.61E+00
1.61E+00
1.53E+00
1.53E+00
1.53E+00
1.45E+00
1.53E+00
1.53E+00
1.53E+00
1.37E+00
1.45E+00
1.45E+00
1.37E+00
1.45E+00
1.37E+00
1.37E+00
1.37E+00
1.37E+00
1.37E+00
1.29E+00
1.29E+00
1.21E+00
1.21E+00
1.21E+00
1.21E+00
1.21E+00
1.21E+00
1.21E+00
1.13E+00
1.13E+00
1.05E+00
1.13E+00
1.13E+00
1.05E+00
1.05E+00
1.05E+00
9.65E-01
9.65E-01
9.65E-01
9.65E-01
9.65E-01
8.84E-01
8.84E-01
8.04E-01
8.84E-01
8.84E-01
8.04E-01
8.84E-01
8.04E-01
7.24E-01
8.04E-01
7.24E-01
7.24E-01
7.24E-01
7.24E-01
6.43E-01
6.43E-01
6.43E-01
6.43E-01
5.63E-01
5.63E-01
6.43E-01
4.82E-01
4.82E-01
4.82E-01
4.82E-01
4.02E-01
4.82E-01
4.02E-01
4.82E-01
4.02E-01
4.02E-01
4.02E-01
4.02E-01
3.22E-01
3.22E-01
3.22E-01
2.41E-01
2.41E-01
2.41E-01
1.61E-01
1.61E-01
1.61E-01
2.41E-01
1.61E-01
1.61E-01
8.04E-02
8.04E-02
8.04E-02
0.00E+00
0.00E+00
0.00E+00
0.00E+00
0.00E+00
-8.04E-02
-8.04E-02
-8.04E-02
-8.04E-02
-8.04E-02
-1.61E-01
-1.61E-01
-1.61E-01
-1.61E-01
-1.61E-01
-1.61E-01
-2.41E-01
-3.22E-01
-3.22E-01
-3.22E-01
-3.22E-01
-4.02E-01
-4.82E-01
-4.02E-01
-4.02E-01
-4.02E-01
-4.02E-01
-4.82E-01
-4.02E-01
-5.63E-01
-4.82E-01
-5.63E-01
-4.82E-01
-5.63E-01
-5.63E-01
-6.43E-01
-6.43E-01
-6.43E-01
-7.24E-01
-6.43E-01
-6.43E-01
-7.24E-01
-7.24E-01
-7.24E-01
-7.24E-01
-7.24E-01
-8.04E-01
-8.04E-01
-8.04E-01
-8.04E-01
-8.84E-01
-9.65E-01
-8.84E-01
-8.84E-01
-9.65E-01
-1.05E+00
-9.65E-01
-9.65E-01
-1.05E+00
-1.05E+00
-1.05E+00
-1.05E+00
-1.05E+00
-1.13E+00
-1.21E+00
-1.13E+00
-1.21E+00
-1.29E+00
-1.29E+00
-1.13E+00
-1.21E+00
-1.29E+00
-1.21E+00
-1.29E+00
-1.29E+00
-1.37E+00
-1.37E+00
-1.45E+00
-1.37E+00
-1.37E+00
-1.45E+00
-1.45E+00
-1.45E+00
-1.45E+00
-1.53E+00
-1.53E+00
-1.53E+00
-1.53E+00
-1.61E+00
-1.53E+00
-1.53E+00
-1.53E+00
-1.61E+00
-1.53E+00
-1.69E+00
-1.69E+00
-1.69E+00
-1.69E+00
-1.61E+00
-1.77E+00
-1.69E+00
-1.77E+00
-1.85E+00
-1.85E+00
-1.85E+00
-1.77E+00
-1.85E+00
-1.85E+00
-1.85E+00
-1.85E+00
-1.85E+00
-1.85E+00
-2.01E+00
-1.93E+00
-2.01E+00
-1.93E+00
-2.01E+00
-2.01E+00
-2.01E+00
-2.01E+00
-2.01E+00
-2.01E+00
-2.09E+00
-2.01E+00
-2.09E+00
-2.17E+00
-2.09E+00
-2.17E+00
-2.17E+00
-2.17E+00
-2.17E+00
-2.17E+00
-2.25E+00
-2.17E+00
-2.25E+00
-2.17E+00
-2.25E+00
-2.25E+00
-2.25E+00
-2.25E+00
-2.33E+00
-2.33E+00
-2.33E+00
-2.33E+00
-2.33E+00
-2.33E+00
-2.33E+00
-2.41E+00
-2.41E+00
-2.49E+00
-2.41E+00
-2.41E+00
-2.33E+00
-2.41E+00
-2.49E+00
-2.49E+00
-2.49E+00
-2.57E+00
-2.57E+00
-2.49E+00
-2.49E+00
-2.57E+00
-2.57E+00
-2.57E+00
-2.65E+00
-2.65E+00
-2.65E+00
-2.65E+00
-2.65E+00
-2.65E+00
-2.65E+00
-2.65E+00
-2.65E+00
-2.65E+00
-2.65E+00
-2.73E+00
-2.73E+00
-2.73E+00
-2.73E+00
-2.65E+00
-2.65E+00
-2.73E+00
-2.73E+00
-2.65E+00
-2.73E+00
-2.81E+00
-2.73E+00
-2.73E+00
-2.81E+00
-2.81E+00
-2.81E+00
-2.81E+00
-2.81E+00
-2.81E+00
-2.81E+00
-2.89E+00
-2.81E+00
-2.81E+00
-2.81E+00
-2.81E+00
-2.89E+00
-2.89E+00
-2.89E+00
-2.97E+00
-2.97E+00
-2.89E+00
-2.89E+00
-2.97E+00
-2.89E+00
-2.97E+00
-2.97E+00
-2.89E+00
-2.97E+00
-2.97E+00
-2.97E+00
-2.89E+00
-2.97E+00
-2.97E+00
-2.97E+00
-2.97E+00
-2.97E+00
-3.06E+00
-3.06E+00
-2.89E+00
-3.06E+00
-2.97E+00
-3.06E+00
-3.06E+00
-3.06E+00
-3.06E+00
-2.97E+00
-3.06E+00
-3.06E+00
-2.97E+00
-3.06E+00
-2.97E+00
-2.97E+00
-3.06E+00
-3.06E+00
-3.14E+00
-3.06E+00
-3.14E+00
-3.06E+00
-3.06E+00
-3.06E+00
-3.06E+00
-2.97E+00
-2.97E+00
-3.06E+00
-3.06E+00
-3.06E+00
-3.06E+00
-2.97E+00
-3.14E+00
-3.06E+00
-3.06E+00
-3.06E+00
-3.06E+00
-3.06E+00
-3.06E+00
-3.06E+00
-3.06E+00
-3.06E+00
-3.06E+00
-2.97E+00
-3.06E+00
-3.06E+00
-3.06E+00
-3.06E+00
-3.14E+00
-3.06E+00
-3.06E+00
-3.06E+00
-3.06E+00
-3.06E+00
-3.06E+00
-2.97E+00
-2.97E+00
-3.06E+00
-3.06E+00
-2.97E+00
-3.06E+00
-3.06E+00
-3.06E+00
-3.06E+00
-2.97E+00
-3.06E+00
-2.97E+00
-2.97E+00
-2.97E+00
-3.06E+00
-2.97E+00
-2.97E+00
-2.97E+00
-2.97E+00
-2.97E+00
-2.97E+00
-2.97E+00
-2.97E+00
-2.97E+00
-2.97E+00
-2.89E+00
-2.97E+00
-2.97E+00
-2.89E+00
-2.89E+00
-2.89E+00
-2.89E+00
-2.89E+00
-2.97E+00
-2.81E+00
-2.89E+00
-2.89E+00
-2.89E+00
-2.89E+00
-2.81E+00
-2.81E+00
-2.81E+00
-2.81E+00
-2.81E+00
-2.81E+00
-2.89E+00
-2.81E+00
-2.81E+00
-2.81E+00
-2.73E+00
-2.73E+00
-2.81E+00
-2.73E+00
-2.73E+00
-2.73E+00
-2.73E+00
-2.65E+00
-2.73E+00
-2.65E+00
-2.65E+00
-2.73E+00
-2.65E+00
-2.65E+00
-2.65E+00
-2.65E+00
-2.73E+00
-2.65E+00
-2.65E+00
-2.57E+00
-2.57E+00
-2.57E+00
-2.57E+00
-2.57E+00
-2.57E+00
-2.49E+00
-2.57E+00
-2.49E+00
-2.49E+00
-2.49E+00
-2.49E+00
-2.49E+00
-2.41E+00
-2.41E+00
-2.41E+00
-2.41E+00
-2.33E+00
-2.41E+00
-2.33E+00
-2.41E+00
-2.41E+00
-2.41E+00
-2.33E+00
-2.33E+00
-2.33E+00
-2.33E+00
-2.25E+00
-2.33E+00
-2.25E+00
-2.33E+00
-2.25E+00
-2.25E+00
-2.25E+00
-2.25E+00
-2.17E+00
-2.25E+00
-2.17E+00
-2.17E+00
-2.17E+00
-2.17E+00
-2.17E+00
-2.09E+00
-2.09E+00
-2.09E+00
-2.09E+00
-2.01E+00
-2.01E+00
-2.01E+00
-2.01E+00
-2.01E+00
-2.01E+00
-2.01E+00
-1.93E+00
-1.93E+00
-1.93E+00
-1.93E+00
-1.85E+00
-1.93E+00
-1.85E+00
-1.85E+00
-1.85E+00
-1.77E+00
-1.77E+00
-1.85E+00
-1.77E+00
-1.69E+00
-1.69E+00
-1.69E+00
-1.77E+00
-1.69E+00
-1.69E+00
-1.69E+00
-1.69E+00
-1.61E+00
-1.61E+00
-1.61E+00
-1.61E+00
-1.53E+00
-1.53E+00
-1.53E+00
-1.53E+00
-1.45E+00
-1.45E+00
-1.45E+00
-1.45E+00
-1.37E+00
-1.37E+00
-1.29E+00
-1.37E+00
-1.37E+00
-1.21E+00
-1.21E+00
-1.29E+00
-1.29E+00
-1.29E+00
-1.21E+00
-1.29E+00
-1.21E+00
-1.21E+00
-1.13E+00
-1.05E+00
-1.05E+00
-1.13E+00
-1.13E+00
-1.13E+00
-1.05E+00
-1.05E+00
-1.05E+00
-1.05E+00
-9.65E-01
-9.65E-01
-8.84E-01
-9.65E-01
-8.84E-01
-8.84E-01
-8.84E-01
-8.84E-01
-8.04E-01
-8.84E-01
-8.04E-01
-8.04E-01
-7.24E-01
-8.04E-01
-7.24E-01
-7.24E-01
-6.43E-01
-7.24E-01
-6.43E-01
-6.43E-01
-6.43E-01
-6.43E-01
-4.82E-01
-5.63E-01
-5.63E-01
-5.63E-01
-5.63E-01
-4.82E-01
-4.82E-01
-4.02E-01
-4.02E-01
-4.82E-01
-4.02E-01
-4.02E-01
-3.22E-01
-3.22E-01
-4.02E-01
-3.22E-01
-3.22E-01
-3.22E-01
-2.41E-01
-2.41E-01
-2.41E-01
-2.41E-01
-1.61E-01
-1.61E-01
-8.04E-02
-8.04E-02
-8.04E-02
-1.61E-01
-8.04E-02
0.00E+00
0.00E+00
0.00E+00
0.00E+00];
y=[-8.04E-02
0.00E+00
8.04E-02
8.04E-02
0.00E+00
8.04E-02
1.61E-01
2.41E-01
2.41E-01
1.61E-01
1.61E-01
2.41E-01
1.61E-01
2.41E-01
3.22E-01
3.22E-01
3.22E-01
2.41E-01
3.22E-01
4.02E-01
3.22E-01
4.02E-01
4.02E-01
4.02E-01
4.02E-01
4.82E-01
4.82E-01
4.82E-01
5.63E-01
4.82E-01
5.63E-01
5.63E-01
6.43E-01
6.43E-01
6.43E-01
5.63E-01
7.24E-01
7.24E-01
6.43E-01
7.24E-01
8.04E-01
8.04E-01
8.04E-01
8.84E-01
7.24E-01
8.84E-01
8.04E-01
8.04E-01
8.04E-01
8.84E-01
8.04E-01
9.65E-01
8.84E-01
9.65E-01
9.65E-01
8.84E-01
9.65E-01
9.65E-01
9.65E-01
8.84E-01
9.65E-01
9.65E-01
9.65E-01
1.05E+00
9.65E-01
9.65E-01
1.05E+00
9.65E-01
9.65E-01
1.05E+00
9.65E-01
9.65E-01
9.65E-01
1.05E+00
1.05E+00
1.05E+00
9.65E-01
9.65E-01
1.05E+00
1.05E+00
1.05E+00
1.05E+00
1.05E+00
1.05E+00
1.05E+00
1.05E+00
1.05E+00
1.05E+00
1.05E+00
1.05E+00
1.05E+00
1.05E+00
1.05E+00
9.65E-01
1.05E+00
1.05E+00
1.05E+00
1.05E+00
9.65E-01
9.65E-01
1.13E+00
1.05E+00
1.05E+00
1.05E+00
9.65E-01
1.13E+00
1.13E+00
1.05E+00
1.13E+00
1.05E+00
1.05E+00
1.05E+00
1.05E+00
1.05E+00
1.05E+00
1.05E+00
1.05E+00
1.13E+00
1.05E+00
1.05E+00
1.05E+00
1.05E+00
1.05E+00
1.05E+00
1.05E+00
1.05E+00
1.05E+00
1.13E+00
1.05E+00
1.13E+00
9.65E-01
1.05E+00
1.13E+00
1.05E+00
1.05E+00
1.13E+00
1.05E+00
1.13E+00
1.05E+00
1.05E+00
1.05E+00
1.13E+00
1.05E+00
1.05E+00
1.13E+00
1.05E+00
1.05E+00
1.13E+00
1.05E+00
1.05E+00
1.05E+00
1.05E+00
1.05E+00
1.05E+00
1.05E+00
1.05E+00
1.05E+00
1.05E+00
1.13E+00
1.13E+00
1.05E+00
1.13E+00
1.13E+00
1.13E+00
1.05E+00
1.13E+00
1.13E+00
1.05E+00
1.13E+00
1.05E+00
1.13E+00
1.05E+00
1.13E+00
1.05E+00
1.13E+00
1.13E+00
1.05E+00
1.13E+00
1.13E+00
1.13E+00
1.05E+00
1.13E+00
1.13E+00
1.13E+00
1.13E+00
1.13E+00
1.05E+00
1.13E+00
1.13E+00
1.05E+00
1.05E+00
1.13E+00
1.05E+00
1.05E+00
1.13E+00
1.05E+00
1.13E+00
1.13E+00
1.05E+00
1.13E+00
1.05E+00
1.13E+00
1.05E+00
1.13E+00
1.13E+00
1.13E+00
1.05E+00
1.13E+00
1.05E+00
1.13E+00
1.05E+00
1.05E+00
1.13E+00
1.13E+00
1.13E+00
1.05E+00
1.13E+00
1.13E+00
1.13E+00
1.13E+00
1.13E+00
1.05E+00
1.05E+00
1.05E+00
1.13E+00
1.13E+00
1.13E+00
1.13E+00
9.65E-01
1.13E+00
1.13E+00
1.05E+00
1.13E+00
1.13E+00
1.13E+00
1.13E+00
1.13E+00
1.05E+00
1.13E+00
1.13E+00
9.65E-01
1.05E+00
1.05E+00
1.05E+00
1.13E+00
1.05E+00
1.13E+00
1.13E+00
1.05E+00
1.21E+00
1.05E+00
1.05E+00
1.05E+00
1.05E+00
1.13E+00
1.13E+00
1.13E+00
1.13E+00
1.13E+00
1.13E+00
1.13E+00
1.13E+00
1.13E+00
1.13E+00
1.13E+00
1.13E+00
1.13E+00
1.13E+00
1.05E+00
1.13E+00
1.13E+00
1.13E+00
1.21E+00
1.13E+00
1.13E+00
1.05E+00
1.13E+00
1.13E+00
1.13E+00
1.13E+00
1.13E+00
1.13E+00
1.05E+00
1.05E+00
1.05E+00
1.05E+00
1.13E+00
1.05E+00
1.13E+00
1.13E+00
1.05E+00
1.13E+00
1.13E+00
1.13E+00
1.13E+00
1.13E+00
1.05E+00
1.13E+00
1.13E+00
1.05E+00
1.13E+00
1.05E+00
1.05E+00
1.05E+00
1.21E+00
1.05E+00
1.13E+00
1.05E+00
1.13E+00
1.13E+00
1.05E+00
1.13E+00
1.13E+00
1.05E+00
1.13E+00
1.13E+00
1.13E+00
1.05E+00
1.13E+00
1.21E+00
1.05E+00
1.05E+00
1.13E+00
1.05E+00
1.13E+00
1.13E+00
1.13E+00
1.05E+00
1.13E+00
1.13E+00
1.13E+00
1.13E+00
1.05E+00
1.05E+00
1.13E+00
1.13E+00
1.05E+00
1.05E+00
1.05E+00
9.65E-01
1.13E+00
1.13E+00
1.05E+00
1.05E+00
1.05E+00
1.05E+00
1.05E+00
1.13E+00
1.05E+00
1.05E+00
1.05E+00
1.13E+00
1.05E+00
1.13E+00
1.13E+00
1.05E+00
1.05E+00
1.13E+00
1.05E+00
1.05E+00
1.05E+00
1.05E+00
1.05E+00
1.21E+00
1.13E+00
9.65E-01
1.05E+00
1.13E+00
1.05E+00
1.05E+00
1.05E+00
1.05E+00
1.05E+00
1.05E+00
1.05E+00
1.05E+00
1.05E+00
1.05E+00
1.05E+00
1.05E+00
1.05E+00
9.65E-01
1.05E+00
1.13E+00
1.05E+00
1.05E+00
1.05E+00
1.05E+00
1.05E+00
1.13E+00
1.05E+00
1.05E+00
1.05E+00
1.05E+00
1.05E+00
1.05E+00
1.05E+00
1.05E+00
1.05E+00
1.05E+00
9.65E-01
1.05E+00
1.05E+00
1.05E+00
1.05E+00
1.05E+00
9.65E-01
1.05E+00
9.65E-01
1.05E+00
1.05E+00
9.65E-01
1.05E+00
1.05E+00
1.05E+00
1.05E+00
1.05E+00
9.65E-01
1.05E+00
1.05E+00
1.05E+00
1.05E+00
9.65E-01
9.65E-01
9.65E-01
9.65E-01
1.05E+00
9.65E-01
9.65E-01
9.65E-01
9.65E-01
9.65E-01
9.65E-01
1.05E+00
8.84E-01
8.84E-01
9.65E-01
9.65E-01
9.65E-01
8.84E-01
8.84E-01
8.84E-01
8.84E-01
8.84E-01
8.84E-01
8.84E-01
8.04E-01
8.04E-01
8.84E-01
8.04E-01
8.04E-01
8.04E-01
8.04E-01
6.43E-01
7.24E-01
7.24E-01
6.43E-01
7.24E-01
6.43E-01
6.43E-01
6.43E-01
6.43E-01
6.43E-01
5.63E-01
5.63E-01
5.63E-01
5.63E-01
4.82E-01
4.82E-01
4.82E-01
4.02E-01
4.02E-01
4.02E-01
3.22E-01
3.22E-01
3.22E-01
3.22E-01
2.41E-01
2.41E-01
2.41E-01
2.41E-01
1.61E-01
1.61E-01
2.41E-01
1.61E-01
1.61E-01
8.04E-02
8.04E-02
8.04E-02
0.00E+00
8.04E-02
8.04E-02
8.04E-02
8.04E-02
0.00E+00
0.00E+00
-8.04E-02
-8.04E-02
-8.04E-02
0.00E+00
-8.04E-02
-1.61E-01
-1.61E-01
-1.61E-01
-1.61E-01
-2.41E-01
-2.41E-01
-2.41E-01
-2.41E-01
-1.61E-01
-3.22E-01
-2.41E-01
-3.22E-01
-4.02E-01
-4.02E-01
-4.02E-01
-4.02E-01
-4.82E-01
-4.82E-01
-4.02E-01
-4.82E-01
-4.82E-01
-4.82E-01
-5.63E-01
-4.82E-01
-4.82E-01
-5.63E-01
-6.43E-01
-6.43E-01
-6.43E-01
-7.24E-01
-7.24E-01
-7.24E-01
-7.24E-01
-8.04E-01
-7.24E-01
-8.84E-01
-8.04E-01
-8.04E-01
-8.04E-01
-8.04E-01
-8.84E-01
-8.84E-01
-8.84E-01
-8.84E-01
-9.65E-01
-8.84E-01
-1.05E+00
-9.65E-01
-1.05E+00
-1.05E+00
-1.05E+00
-1.05E+00
-1.05E+00
-1.13E+00
-1.21E+00
-1.13E+00
-1.21E+00
-1.21E+00
-1.21E+00
-1.29E+00
-1.21E+00
-1.21E+00
-1.21E+00
-1.29E+00
-1.29E+00
-1.29E+00
-1.29E+00
-1.37E+00
-1.45E+00
-1.45E+00
-1.45E+00
-1.37E+00
-1.37E+00
-1.45E+00
-1.45E+00
-1.45E+00
-1.45E+00
-1.53E+00
-1.61E+00
-1.53E+00
-1.61E+00
-1.61E+00
-1.61E+00
-1.61E+00
-1.69E+00
-1.69E+00
-1.69E+00
-1.69E+00
-1.69E+00
-1.77E+00
-1.77E+00
-1.77E+00
-1.69E+00
-1.77E+00
-1.77E+00
-1.85E+00
-1.85E+00
-1.85E+00
-1.85E+00
-1.93E+00
-1.85E+00
-1.93E+00
-1.85E+00
-1.93E+00
-1.93E+00
-2.01E+00
-1.93E+00
-2.01E+00
-2.01E+00
-2.01E+00
-1.93E+00
-2.01E+00
-2.09E+00
-2.01E+00
-2.17E+00
-2.17E+00
-2.17E+00
-2.09E+00
-2.17E+00
-2.17E+00
-2.09E+00
-2.17E+00
-2.17E+00
-2.09E+00
-2.17E+00
-2.25E+00
-2.25E+00
-2.33E+00
-2.33E+00
-2.17E+00
-2.33E+00
-2.33E+00
-2.33E+00
-2.25E+00
-2.33E+00
-2.25E+00
-2.41E+00
-2.41E+00
-2.33E+00
-2.41E+00
-2.41E+00
-2.49E+00
-2.49E+00
-2.41E+00
-2.49E+00
-2.49E+00
-2.49E+00
-2.49E+00
-2.49E+00
-2.49E+00
-2.49E+00
-2.49E+00
-2.57E+00
-2.57E+00
-2.49E+00
-2.57E+00
-2.65E+00
-2.57E+00
-2.57E+00
-2.65E+00
-2.57E+00
-2.65E+00
-2.57E+00
-2.65E+00
-2.65E+00
-2.65E+00
-2.65E+00
-2.73E+00
-2.73E+00
-2.65E+00
-2.73E+00
-2.65E+00
-2.73E+00
-2.73E+00
-2.73E+00
-2.81E+00
-2.73E+00
-2.73E+00
-2.73E+00
-2.73E+00
-2.73E+00
-2.81E+00
-2.81E+00
-2.89E+00
-2.89E+00
-2.81E+00
-2.81E+00
-2.81E+00
-2.73E+00
-2.89E+00
-2.89E+00
-2.89E+00
-2.81E+00
-2.89E+00
-2.89E+00
-2.89E+00
-2.81E+00
-2.89E+00
-2.89E+00
-2.89E+00
-2.89E+00
-2.89E+00
-2.89E+00
-2.97E+00
-2.89E+00
-2.97E+00
-2.97E+00
-2.97E+00
-2.97E+00
-2.97E+00
-2.97E+00
-2.89E+00
-2.97E+00
-2.97E+00
-2.97E+00
-2.97E+00
-2.97E+00
-2.97E+00
-3.06E+00
-2.97E+00
-3.06E+00
-2.97E+00
-3.06E+00
-2.97E+00
-2.97E+00
-2.97E+00
-2.97E+00
-2.97E+00
-2.97E+00
-3.06E+00
-3.06E+00
-2.97E+00
-3.06E+00
-2.97E+00
-3.06E+00
-3.06E+00
-3.06E+00
-3.06E+00
-3.06E+00
-3.06E+00
-3.06E+00
-2.97E+00
-3.06E+00
-3.06E+00
-3.06E+00
-2.97E+00
-3.06E+00
-2.97E+00
-3.06E+00
-2.97E+00
-3.06E+00
-2.97E+00
-3.06E+00
-2.97E+00
-3.06E+00
-3.06E+00
-3.06E+00
-3.06E+00
-3.06E+00
-2.97E+00
-2.97E+00
-2.97E+00
-2.97E+00
-3.06E+00
-2.97E+00
-2.97E+00
-2.97E+00
-2.97E+00
-3.06E+00
-3.06E+00
-2.97E+00
-2.97E+00
-2.97E+00
-2.97E+00
-2.97E+00
-2.97E+00
-2.97E+00
-2.97E+00
-2.89E+00
-2.97E+00
-2.97E+00
-2.97E+00
-2.89E+00
-2.97E+00
-2.97E+00
-2.97E+00
-2.89E+00
-2.89E+00
-2.89E+00
-2.89E+00
-2.97E+00
-2.89E+00
-2.97E+00
-2.89E+00
-2.89E+00
-2.89E+00
-2.89E+00
-2.89E+00
-2.97E+00
-2.89E+00
-2.89E+00
-2.81E+00
-2.89E+00
-2.81E+00
-2.81E+00
-2.81E+00
-2.81E+00
-2.81E+00
-2.81E+00
-2.81E+00
-2.73E+00
-2.73E+00
-2.81E+00
-2.73E+00
-2.81E+00
-2.65E+00
-2.73E+00
-2.73E+00
-2.73E+00
-2.73E+00
-2.73E+00
-2.65E+00
-2.65E+00
-2.65E+00
-2.65E+00
-2.73E+00
-2.65E+00
-2.57E+00
-2.65E+00
-2.65E+00
-2.57E+00
-2.57E+00
-2.57E+00
-2.57E+00
-2.65E+00
-2.57E+00
-2.57E+00
-2.57E+00
-2.57E+00
-2.49E+00
-2.49E+00
-2.49E+00
-2.57E+00
-2.49E+00
-2.41E+00
-2.49E+00
-2.49E+00
-2.41E+00
-2.41E+00
-2.49E+00
-2.41E+00
-2.49E+00
-2.41E+00
-2.41E+00
-2.41E+00
-2.41E+00
-2.41E+00
-2.25E+00
-2.25E+00
-2.33E+00
-2.33E+00
-2.33E+00
-2.25E+00
-2.25E+00
-2.25E+00
-2.25E+00
-2.17E+00
-2.17E+00
-2.17E+00
-2.17E+00
-2.09E+00
-2.17E+00
-2.09E+00
-2.17E+00
-2.09E+00
-2.09E+00
-2.17E+00
-2.09E+00
-2.09E+00
-2.01E+00
-2.01E+00
-2.09E+00
-2.01E+00
-2.01E+00
-2.09E+00
-2.01E+00
-1.93E+00
-1.93E+00
-1.93E+00
-1.93E+00
-1.85E+00
-1.85E+00
-1.85E+00
-1.85E+00
-1.85E+00
-1.69E+00
-1.69E+00
-1.77E+00
-1.77E+00
-1.69E+00
-1.77E+00
-1.69E+00
-1.69E+00
-1.61E+00
-1.61E+00
-1.61E+00
-1.69E+00
-1.61E+00
-1.53E+00
-1.53E+00
-1.53E+00
-1.45E+00
-1.61E+00
-1.53E+00
-1.53E+00
-1.45E+00
-1.45E+00
-1.45E+00
-1.45E+00
-1.45E+00
-1.45E+00
-1.45E+00
-1.37E+00
-1.29E+00
-1.37E+00
-1.29E+00
-1.29E+00
-1.29E+00
-1.21E+00
-1.29E+00
-1.29E+00
-1.21E+00
-1.21E+00
-1.21E+00
-1.21E+00
-1.21E+00
-1.13E+00
-1.13E+00
-1.05E+00
-1.13E+00
-1.13E+00
-1.05E+00
-9.65E-01
-9.65E-01
-9.65E-01
-8.84E-01
-9.65E-01
-9.65E-01
-8.84E-01
-8.84E-01
-8.84E-01
-8.84E-01
-7.24E-01
-8.04E-01
-7.24E-01
-8.04E-01
-7.24E-01
-7.24E-01
-7.24E-01
-6.43E-01
-7.24E-01
-6.43E-01
-6.43E-01
-6.43E-01
-6.43E-01
-6.43E-01
-5.63E-01
-6.43E-01
-5.63E-01
-4.82E-01
-4.82E-01
-4.82E-01
-4.82E-01
-4.02E-01
-4.02E-01
-3.22E-01
-4.02E-01
-4.02E-01
-3.22E-01
-3.22E-01
-3.22E-01
-3.22E-01
-2.41E-01
-2.41E-01
-2.41E-01
-2.41E-01
-1.61E-01
-1.61E-01
-1.61E-01
-1.61E-01
-8.04E-02
-8.04E-02
-8.04E-02
-8.04E-02
-8.04E-02
-8.04E-02
0.00E+00
0.00E+00
0.00E+00
0.00E+00
8.04E-02
0.00E+00
8.04E-02
8.04E-02
8.04E-02
1.61E-01
1.61E-01
1.61E-01
1.61E-01
2.41E-01
2.41E-01
2.41E-01
2.41E-01
3.22E-01
3.22E-01
3.22E-01
3.22E-01
4.02E-01
4.02E-01
4.02E-01
4.02E-01
4.02E-01
4.82E-01
4.82E-01
4.82E-01
4.82E-01
5.63E-01
4.82E-01
5.63E-01
5.63E-01
5.63E-01
6.43E-01
6.43E-01
6.43E-01
6.43E-01
6.43E-01
6.43E-01
7.24E-01
7.24E-01
7.24E-01
8.04E-01
8.04E-01
8.04E-01
8.04E-01
7.24E-01
8.04E-01
8.84E-01
8.04E-01
8.84E-01
8.84E-01
8.84E-01
9.65E-01
9.65E-01
9.65E-01
8.84E-01
9.65E-01
9.65E-01
9.65E-01
9.65E-01
9.65E-01
9.65E-01
8.84E-01
1.05E+00
9.65E-01
9.65E-01
1.05E+00
9.65E-01
9.65E-01
9.65E-01
1.05E+00
9.65E-01
1.05E+00
9.65E-01
9.65E-01
1.05E+00
1.05E+00
9.65E-01
9.65E-01
1.05E+00
1.13E+00
1.05E+00
1.05E+00
1.05E+00
1.05E+00
1.05E+00
1.05E+00
1.13E+00
1.05E+00
1.05E+00
9.65E-01
1.05E+00
1.05E+00
1.05E+00
1.05E+00
1.05E+00
1.05E+00
1.05E+00
1.05E+00
9.65E-01
1.05E+00
1.05E+00
1.05E+00
1.05E+00
1.05E+00
1.05E+00
1.05E+00
1.05E+00
1.05E+00
1.05E+00
1.05E+00
1.05E+00
1.05E+00
1.05E+00
1.05E+00
1.05E+00
1.05E+00
1.05E+00
1.05E+00
1.05E+00
1.05E+00
1.05E+00
1.05E+00
1.05E+00
1.05E+00
1.05E+00
9.65E-01
1.05E+00
1.05E+00
1.05E+00
1.13E+00
1.05E+00
1.13E+00
1.13E+00
9.65E-01
1.05E+00
1.05E+00
1.13E+00
1.05E+00
1.13E+00
1.05E+00
1.13E+00
1.05E+00
1.05E+00
1.13E+00
1.13E+00
1.13E+00
1.05E+00
1.13E+00
1.05E+00
1.05E+00
1.13E+00
1.05E+00
1.05E+00
1.05E+00
1.13E+00
1.13E+00
1.13E+00
1.05E+00
1.05E+00
1.05E+00
1.05E+00
1.13E+00
1.05E+00
1.05E+00
1.13E+00
1.13E+00
1.13E+00
1.05E+00
1.13E+00
1.05E+00
1.05E+00
1.13E+00
1.13E+00
1.05E+00
1.13E+00
1.05E+00
1.05E+00
1.13E+00
1.13E+00
1.13E+00
1.13E+00
1.13E+00
1.13E+00
1.05E+00
1.05E+00
1.13E+00
1.13E+00
1.13E+00
1.05E+00
1.13E+00
1.13E+00
1.05E+00
1.13E+00
1.13E+00
1.05E+00
1.05E+00
1.05E+00
1.13E+00
1.13E+00
1.13E+00
1.05E+00
1.05E+00
1.13E+00
1.05E+00
1.05E+00
1.13E+00
1.05E+00
1.05E+00
1.13E+00
1.13E+00
1.13E+00
1.05E+00
1.13E+00
1.05E+00
1.13E+00
1.05E+00
1.05E+00
1.13E+00
1.13E+00
1.13E+00
1.13E+00
1.13E+00
1.13E+00
1.13E+00
1.13E+00
1.13E+00
1.05E+00
1.13E+00
1.05E+00
1.13E+00
1.13E+00
1.05E+00
1.05E+00
1.05E+00
1.05E+00
1.13E+00
1.13E+00
1.13E+00
1.13E+00
1.05E+00
1.13E+00
1.13E+00
1.13E+00
1.13E+00
1.13E+00
1.13E+00
1.05E+00
1.13E+00
1.05E+00
1.13E+00
1.05E+00
1.13E+00
1.13E+00
1.05E+00
1.05E+00
1.05E+00
1.13E+00
1.13E+00
1.13E+00
1.05E+00
1.13E+00
1.05E+00
1.05E+00
1.05E+00
1.13E+00
1.05E+00
1.05E+00
1.13E+00
1.05E+00
1.21E+00
1.13E+00
1.13E+00
1.05E+00
1.13E+00
1.13E+00
1.13E+00
1.13E+00
1.05E+00
1.13E+00
1.13E+00
1.13E+00
1.05E+00
1.05E+00
1.05E+00
1.13E+00
1.05E+00
1.05E+00
1.05E+00
1.13E+00
1.05E+00
1.05E+00
1.13E+00
1.13E+00
1.05E+00
1.13E+00
1.13E+00
1.13E+00
1.13E+00
1.05E+00
1.05E+00
1.05E+00
1.13E+00
1.05E+00
1.13E+00
1.05E+00
1.13E+00
1.05E+00
1.05E+00
1.13E+00
1.05E+00
1.05E+00
1.13E+00
1.13E+00
1.05E+00
1.05E+00
1.05E+00
9.65E-01
1.05E+00
1.13E+00
1.05E+00
1.05E+00
1.05E+00
1.05E+00
1.05E+00
1.05E+00
1.13E+00
1.13E+00
1.05E+00
1.05E+00
1.13E+00
1.05E+00
1.13E+00
1.13E+00
1.05E+00
1.13E+00
1.13E+00
1.13E+00
1.13E+00
1.13E+00
1.05E+00
1.05E+00
1.05E+00
1.05E+00
1.05E+00
9.65E-01
1.13E+00
1.13E+00
1.05E+00
1.05E+00
1.05E+00
1.13E+00
1.05E+00
1.05E+00
1.05E+00
1.13E+00
1.13E+00
1.13E+00
1.13E+00
1.05E+00
1.05E+00
1.13E+00
1.05E+00
1.13E+00
1.13E+00
1.13E+00
1.05E+00
1.05E+00
1.13E+00
1.05E+00
1.13E+00
1.05E+00
1.05E+00
1.05E+00
9.65E-01
1.05E+00
1.05E+00
1.05E+00
1.05E+00
1.13E+00
1.05E+00
1.05E+00
1.05E+00
1.13E+00
1.05E+00
1.05E+00
1.05E+00
1.05E+00
1.05E+00
1.05E+00
9.65E-01
1.05E+00
1.05E+00
9.65E-01
1.05E+00
1.13E+00
1.05E+00
1.05E+00
1.05E+00
1.05E+00
9.65E-01
1.05E+00
9.65E-01
1.05E+00
9.65E-01
1.05E+00
1.05E+00
9.65E-01
1.05E+00
1.05E+00
1.05E+00
9.65E-01
9.65E-01
1.05E+00
1.05E+00
1.05E+00
1.05E+00
1.05E+00
9.65E-01
9.65E-01
1.05E+00
1.05E+00
9.65E-01
9.65E-01
9.65E-01
1.05E+00
1.05E+00
1.05E+00
9.65E-01
9.65E-01
9.65E-01
9.65E-01
9.65E-01
9.65E-01
9.65E-01
9.65E-01
9.65E-01
9.65E-01
8.84E-01
9.65E-01
9.65E-01
8.04E-01
8.84E-01
9.65E-01
8.84E-01
8.84E-01
8.84E-01
7.24E-01
8.04E-01
8.04E-01
8.04E-01
8.04E-01
8.04E-01
7.24E-01
7.24E-01
7.24E-01
7.24E-01
6.43E-01
7.24E-01
7.24E-01
6.43E-01
6.43E-01
6.43E-01
5.63E-01
5.63E-01
4.82E-01
5.63E-01
4.82E-01
4.82E-01
4.02E-01
4.02E-01
4.02E-01
4.02E-01
3.22E-01
4.02E-01
3.22E-01
4.02E-01
3.22E-01
2.41E-01
3.22E-01
2.41E-01
2.41E-01
2.41E-01
2.41E-01
1.61E-01
1.61E-01
1.61E-01
8.04E-02
8.04E-02
8.04E-02
0.00E+00
8.04E-02
8.04E-02
0.00E+00
-8.04E-02
0.00E+00
-8.04E-02
-8.04E-02
-8.04E-02
-1.61E-01
-8.04E-02
-8.04E-02
-1.61E-01
-1.61E-01
-1.61E-01
-2.41E-01
-2.41E-01
-2.41E-01
-3.22E-01
-2.41E-01
-3.22E-01
-3.22E-01
-3.22E-01
-3.22E-01
-4.02E-01
-4.02E-01
-4.02E-01
-4.02E-01
-4.02E-01
-4.82E-01
-4.82E-01
-5.63E-01
-4.82E-01
-5.63E-01
-5.63E-01
-6.43E-01
-5.63E-01
-5.63E-01
-6.43E-01
-7.24E-01
-6.43E-01
-6.43E-01
-7.24E-01
-7.24E-01
-7.24E-01
-8.04E-01
-7.24E-01
-8.04E-01
-8.04E-01
-8.04E-01
-8.84E-01
-8.84E-01
-8.84E-01
-8.84E-01
-9.65E-01
-8.84E-01
-9.65E-01
-9.65E-01
-9.65E-01
-9.65E-01
-1.13E+00
-1.05E+00
-1.05E+00
-1.05E+00
-1.13E+00
-1.05E+00
-1.13E+00
-1.13E+00
-1.21E+00
-1.21E+00
-1.21E+00
-1.21E+00
-1.29E+00
-1.29E+00
-1.29E+00
-1.29E+00
-1.29E+00
-1.29E+00
-1.37E+00
-1.29E+00
-1.37E+00
-1.37E+00
-1.45E+00
-1.45E+00
-1.37E+00
-1.37E+00
-1.45E+00
-1.45E+00
-1.53E+00
-1.53E+00
-1.53E+00
-1.53E+00
-1.61E+00
-1.61E+00
-1.61E+00
-1.61E+00
-1.61E+00
-1.69E+00
-1.69E+00
-1.69E+00
-1.61E+00
-1.77E+00
-1.69E+00
-1.85E+00
-1.77E+00
-1.77E+00
-1.85E+00
-1.77E+00
-1.85E+00
-1.77E+00
-1.77E+00
-1.85E+00
-1.85E+00
-1.85E+00
-2.01E+00
-1.93E+00
-2.01E+00
-1.93E+00
-2.01E+00
-1.93E+00
-2.01E+00
-2.01E+00
-2.09E+00
-2.09E+00
-2.09E+00
-2.09E+00
-2.17E+00
-2.17E+00
-2.17E+00
-2.17E+00
-2.17E+00
-2.17E+00
-2.25E+00
-2.09E+00
-2.17E+00
-2.17E+00
-2.17E+00
-2.25E+00
-2.25E+00
-2.25E+00
-2.33E+00
-2.33E+00
-2.25E+00
-2.33E+00
-2.33E+00
-2.33E+00
-2.33E+00
-2.33E+00
-2.41E+00
-2.41E+00
-2.41E+00
-2.41E+00
-2.41E+00
-2.41E+00
-2.49E+00
-2.41E+00
-2.57E+00
-2.49E+00
-2.49E+00
-2.49E+00
-2.49E+00
-2.49E+00
-2.57E+00
-2.57E+00
-2.57E+00
-2.57E+00
-2.57E+00
-2.65E+00
-2.65E+00
-2.57E+00
-2.65E+00
-2.65E+00
-2.57E+00
-2.65E+00
-2.73E+00
-2.65E+00
-2.73E+00
-2.81E+00
-2.65E+00
-2.65E+00
-2.73E+00
-2.73E+00
-2.73E+00
-2.73E+00
-2.73E+00
-2.73E+00
-2.73E+00
-2.81E+00
-2.73E+00
-2.81E+00
-2.73E+00
-2.89E+00
-2.81E+00
-2.89E+00
-2.73E+00
-2.81E+00
-2.81E+00
-2.81E+00
-2.81E+00
-2.89E+00
-2.89E+00
-2.81E+00
-2.89E+00
-2.89E+00
-2.89E+00
-2.89E+00
-2.89E+00
-2.97E+00
-2.89E+00
-2.89E+00
-2.97E+00
-2.89E+00
-2.97E+00
-2.89E+00
-2.97E+00
-2.97E+00
-2.97E+00
-2.89E+00
-2.97E+00
-2.97E+00
-2.97E+00
-2.89E+00
-2.89E+00
-2.97E+00
-2.97E+00
-2.89E+00
-2.97E+00
-2.97E+00
-3.06E+00
-2.97E+00
-2.97E+00
-2.97E+00
-2.89E+00
-2.97E+00
-2.97E+00
-2.97E+00
-3.06E+00
-3.06E+00
-3.06E+00
-2.97E+00
-2.97E+00
-3.06E+00
-2.97E+00
-3.06E+00
-2.97E+00
-3.06E+00
-3.06E+00
-2.97E+00
-3.06E+00
-3.06E+00
-3.06E+00
-3.06E+00
-2.97E+00
-2.97E+00
-3.06E+00
-3.06E+00
-3.06E+00
-3.06E+00
-3.06E+00
-3.06E+00
-2.97E+00
-3.06E+00
-3.06E+00
-2.97E+00
-2.97E+00
-3.06E+00
-3.06E+00
-3.06E+00
-2.97E+00
-2.97E+00
-3.06E+00
-3.06E+00
-3.06E+00
-2.97E+00
-3.06E+00
-3.06E+00
-3.06E+00
-3.06E+00
-3.06E+00
-2.97E+00
-2.97E+00
-2.97E+00
-2.97E+00
-2.97E+00
-3.06E+00
-2.89E+00
-2.97E+00
-2.97E+00
-2.97E+00
-2.97E+00
-2.97E+00
-2.97E+00
-2.89E+00
-2.97E+00
-2.97E+00
-2.97E+00
-2.97E+00
-2.89E+00
-2.97E+00
-2.89E+00
-2.97E+00
-2.89E+00
-2.89E+00
-2.81E+00
-2.89E+00
-2.89E+00
-2.89E+00
-2.81E+00
-2.81E+00
-2.89E+00
-2.89E+00
-2.97E+00
-2.81E+00
-2.81E+00
-2.89E+00
-2.81E+00
-2.81E+00
-2.81E+00
-2.81E+00
-2.81E+00
-2.81E+00
-2.73E+00
-2.81E+00
-2.81E+00
-2.81E+00
-2.73E+00
-2.81E+00
-2.73E+00
-2.73E+00
-2.73E+00
-2.73E+00
-2.65E+00
-2.65E+00
-2.65E+00
-2.65E+00
-2.65E+00
-2.57E+00
-2.65E+00
-2.65E+00
-2.65E+00
-2.65E+00
-2.65E+00
-2.65E+00
-2.65E+00
-2.49E+00
-2.57E+00
-2.57E+00
-2.57E+00
-2.49E+00
-2.49E+00
-2.49E+00
-2.49E+00
-2.49E+00
-2.49E+00
-2.49E+00
-2.49E+00
-2.41E+00
-2.49E+00
-2.41E+00
-2.41E+00
-2.41E+00
-2.41E+00
-2.41E+00
-2.41E+00
-2.33E+00
-2.33E+00
-2.33E+00
-2.33E+00
-2.33E+00
-2.33E+00
-2.33E+00
-2.33E+00
-2.25E+00
-2.25E+00
-2.17E+00
-2.25E+00
-2.25E+00
-2.17E+00
-2.25E+00
-2.25E+00
-2.25E+00
-2.09E+00
-2.17E+00
-2.17E+00
-2.09E+00
-2.09E+00
-2.09E+00
-2.09E+00
-2.17E+00
-2.01E+00
-2.01E+00
-2.01E+00
-2.01E+00
-2.01E+00
-2.01E+00
-1.93E+00
-1.93E+00
-2.01E+00
-1.93E+00
-1.85E+00
-1.93E+00
-1.85E+00
-1.85E+00
-1.77E+00
-1.85E+00
-1.85E+00
-1.77E+00
-1.77E+00
-1.77E+00
-1.77E+00
-1.69E+00
-1.69E+00
-1.77E+00
-1.69E+00
-1.61E+00
-1.69E+00
-1.53E+00
-1.61E+00
-1.61E+00
-1.61E+00
-1.53E+00
-1.53E+00
-1.61E+00
-1.53E+00
-1.53E+00
-1.53E+00
-1.53E+00
-1.45E+00
-1.37E+00
-1.45E+00
-1.45E+00
-1.45E+00
-1.37E+00
-1.37E+00
-1.37E+00
-1.29E+00
-1.37E+00
-1.29E+00
-1.29E+00
-1.29E+00
-1.37E+00
-1.21E+00
-1.21E+00
-1.13E+00
-1.21E+00
-1.21E+00
-1.13E+00
-1.13E+00
-1.13E+00
-1.13E+00
-1.05E+00
-1.05E+00
-1.05E+00
-9.65E-01
-9.65E-01
-9.65E-01
-1.05E+00
-9.65E-01
-9.65E-01
-8.84E-01
-8.84E-01
-8.84E-01
-8.04E-01
-8.04E-01
-8.04E-01
-7.24E-01
-8.04E-01
-8.04E-01
-7.24E-01
-7.24E-01
-6.43E-01
-6.43E-01
-6.43E-01
-7.24E-01
-6.43E-01
-6.43E-01
-6.43E-01
-5.63E-01
-5.63E-01
-5.63E-01
-5.63E-01
-4.82E-01
-4.82E-01
-4.82E-01
-4.82E-01
-4.82E-01
-4.02E-01
-4.82E-01
-4.02E-01
-4.02E-01
-3.22E-01
-3.22E-01
-3.22E-01
-2.41E-01
-3.22E-01
-2.41E-01
-2.41E-01
-2.41E-01
-2.41E-01
-1.61E-01
-1.61E-01
-1.61E-01
-8.04E-02
-8.04E-02
-8.04E-02
0.00E+00
-8.04E-02
-8.04E-02
0.00E+00
-8.04E-02];

%scatter(x,y,'filled')
%hold on
%scatter(x,y,'filled')
plot(t,x)
hold on
plot(t,y)
grid on
xlabel('Tiempo (s)') 
ylabel('Voltaje (V)')

%xticks([0 0.45 0.5 0.55 0.6 0.65 0.7 0.75 0.8 1])
%xticklabels({'0','0.45','0.5','0.55','0.6','0.65','0.7','0.75','0.8','1'})
yticks([-3 -2 -1 0  1 2 3])
